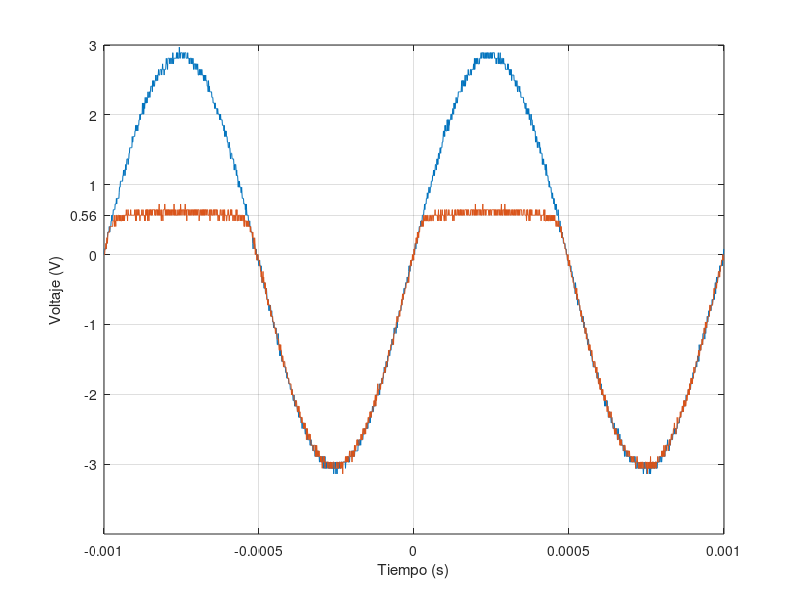

The MATLAB script that drew this image:
t=[-1.00E-03
-9.99E-04
-9.98E-04
-9.97E-04
-9.96E-04
-9.95E-04
-9.94E-04
-9.93E-04
-9.92E-04
-9.91E-04
-9.90E-04
-9.89E-04
-9.88E-04
-9.87E-04
-9.86E-04
-9.85E-04
-9.84E-04
-9.83E-04
-9.82E-04
-9.81E-04
-9.80E-04
-9.79E-04
-9.78E-04
-9.77E-04
-9.76E-04
-9.75E-04
-9.74E-04
-9.73E-04
-9.72E-04
-9.71E-04
-9.70E-04
-9.69E-04
-9.68E-04
-9.67E-04
-9.66E-04
-9.65E-04
-9.64E-04
-9.63E-04
-9.62E-04
-9.61E-04
-9.60E-04
-9.59E-04
-9.58E-04
-9.57E-04
-9.56E-04
-9.55E-04
-9.54E-04
-9.53E-04
-9.52E-04
-9.51E-04
-9.50E-04
-9.49E-04
-9.48E-04
-9.47E-04
-9.46E-04
-9.45E-04
-9.44E-04
-9.43E-04
-9.42E-04
-9.41E-04
-9.40E-04
-9.39E-04
-9.38E-04
-9.37E-04
-9.36E-04
-9.35E-04
-9.34E-04
-9.33E-04
-9.32E-04
-9.31E-04
-9.30E-04
-9.29E-04
-9.28E-04
-9.27E-04
-9.26E-04
-9.25E-04
-9.24E-04
-9.23E-04
-9.22E-04
-9.21E-04
-9.20E-04
-9.19E-04
-9.18E-04
-9.17E-04
-9.16E-04
-9.15E-04
-9.14E-04
-9.13E-04
-9.12E-04
-9.11E-04
-9.10E-04
-9.09E-04
-9.08E-04
-9.07E-04
-9.06E-04
-9.05E-04
-9.04E-04
-9.03E-04
-9.02E-04
-9.01E-04
-9.00E-04
-8.99E-04
-8.98E-04
-8.97E-04
-8.96E-04
-8.95E-04
-8.94E-04
-8.93E-04
-8.92E-04
-8.91E-04
-8.90E-04
-8.89E-04
-8.88E-04
-8.87E-04
-8.86E-04
-8.85E-04
-8.84E-04
-8.83E-04
-8.82E-04
-8.81E-04
-8.80E-04
-8.79E-04
-8.78E-04
-8.77E-04
-8.76E-04
-8.75E-04
-8.74E-04
-8.73E-04
-8.72E-04
-8.71E-04
-8.70E-04
-8.69E-04
-8.68E-04
-8.67E-04
-8.66E-04
-8.65E-04
-8.64E-04
-8.63E-04
-8.62E-04
-8.61E-04
-8.60E-04
-8.59E-04
-8.58E-04
-8.57E-04
-8.56E-04
-8.55E-04
-8.54E-04
-8.53E-04
-8.52E-04
-8.51E-04
-8.50E-04
-8.49E-04
-8.48E-04
-8.47E-04
-8.46E-04
-8.45E-04
-8.44E-04
-8.43E-04
-8.42E-04
-8.41E-04
-8.40E-04
-8.39E-04
-8.38E-04
-8.37E-04
-8.36E-04
-8.35E-04
-8.34E-04
-8.33E-04
-8.32E-04
-8.31E-04
-8.30E-04
-8.29E-04
-8.28E-04
-8.27E-04
-8.26E-04
-8.25E-04
-8.24E-04
-8.23E-04
-8.22E-04
-8.21E-04
-8.20E-04
-8.19E-04
-8.18E-04
-8.17E-04
-8.16E-04
-8.15E-04
-8.14E-04
-8.13E-04
-8.12E-04
-8.11E-04
-8.10E-04
-8.09E-04
-8.08E-04
-8.07E-04
-8.06E-04
-8.05E-04
-8.04E-04
-8.03E-04
-8.02E-04
-8.01E-04
-8.00E-04
-7.99E-04
-7.98E-04
-7.97E-04
-7.96E-04
-7.95E-04
-7.94E-04
-7.93E-04
-7.92E-04
-7.91E-04
-7.90E-04
-7.89E-04
-7.88E-04
-7.87E-04
-7.86E-04
-7.85E-04
-7.84E-04
-7.83E-04
-7.82E-04
-7.81E-04
-7.80E-04
-7.79E-04
-7.78E-04
-7.77E-04
-7.76E-04
-7.75E-04
-7.74E-04
-7.73E-04
-7.72E-04
-7.71E-04
-7.70E-04
-7.69E-04
-7.68E-04
-7.67E-04
-7.66E-04
-7.65E-04
-7.64E-04
-7.63E-04
-7.62E-04
-7.61E-04
-7.60E-04
-7.59E-04
-7.58E-04
-7.57E-04
-7.56E-04
-7.55E-04
-7.54E-04
-7.53E-04
-7.52E-04
-7.51E-04
-7.50E-04
-7.49E-04
-7.48E-04
-7.47E-04
-7.46E-04
-7.45E-04
-7.44E-04
-7.43E-04
-7.42E-04
-7.41E-04
-7.40E-04
-7.39E-04
-7.38E-04
-7.37E-04
-7.36E-04
-7.35E-04
-7.34E-04
-7.33E-04
-7.32E-04
-7.31E-04
-7.30E-04
-7.29E-04
-7.28E-04
-7.27E-04
-7.26E-04
-7.25E-04
-7.24E-04
-7.23E-04
-7.22E-04
-7.21E-04
-7.20E-04
-7.19E-04
-7.18E-04
-7.17E-04
-7.16E-04
-7.15E-04
-7.14E-04
-7.13E-04
-7.12E-04
-7.11E-04
-7.10E-04
-7.09E-04
-7.08E-04
-7.07E-04
-7.06E-04
-7.05E-04
-7.04E-04
-7.03E-04
-7.02E-04
-7.01E-04
-7.00E-04
-6.99E-04
-6.98E-04
-6.97E-04
-6.96E-04
-6.95E-04
-6.94E-04
-6.93E-04
-6.92E-04
-6.91E-04
-6.90E-04
-6.89E-04
-6.88E-04
-6.87E-04
-6.86E-04
-6.85E-04
-6.84E-04
-6.83E-04
-6.82E-04
-6.81E-04
-6.80E-04
-6.79E-04
-6.78E-04
-6.77E-04
-6.76E-04
-6.75E-04
-6.74E-04
-6.73E-04
-6.72E-04
-6.71E-04
-6.70E-04
-6.69E-04
-6.68E-04
-6.67E-04
-6.66E-04
-6.65E-04
-6.64E-04
-6.63E-04
-6.62E-04
-6.61E-04
-6.60E-04
-6.59E-04
-6.58E-04
-6.57E-04
-6.56E-04
-6.55E-04
-6.54E-04
-6.53E-04
-6.52E-04
-6.51E-04
-6.50E-04
-6.49E-04
-6.48E-04
-6.47E-04
-6.46E-04
-6.45E-04
-6.44E-04
-6.43E-04
-6.42E-04
-6.41E-04
-6.40E-04
-6.39E-04
-6.38E-04
-6.37E-04
-6.36E-04
-6.35E-04
-6.34E-04
-6.33E-04
-6.32E-04
-6.31E-04
-6.30E-04
-6.29E-04
-6.28E-04
-6.27E-04
-6.26E-04
-6.25E-04
-6.24E-04
-6.23E-04
-6.22E-04
-6.21E-04
-6.20E-04
-6.19E-04
-6.18E-04
-6.17E-04
-6.16E-04
-6.15E-04
-6.14E-04
-6.13E-04
-6.12E-04
-6.11E-04
-6.10E-04
-6.09E-04
-6.08E-04
-6.07E-04
-6.06E-04
-6.05E-04
-6.04E-04
-6.03E-04
-6.02E-04
-6.01E-04
-6.00E-04
-5.99E-04
-5.98E-04
-5.97E-04
-5.96E-04
-5.95E-04
-5.94E-04
-5.93E-04
-5.92E-04
-5.91E-04
-5.90E-04
-5.89E-04
-5.88E-04
-5.87E-04
-5.86E-04
-5.85E-04
-5.84E-04
-5.83E-04
-5.82E-04
-5.81E-04
-5.80E-04
-5.79E-04
-5.78E-04
-5.77E-04
-5.76E-04
-5.75E-04
-5.74E-04
-5.73E-04
-5.72E-04
-5.71E-04
-5.70E-04
-5.69E-04
-5.68E-04
-5.67E-04
-5.66E-04
-5.65E-04
-5.64E-04
-5.63E-04
-5.62E-04
-5.61E-04
-5.60E-04
-5.59E-04
-5.58E-04
-5.57E-04
-5.56E-04
-5.55E-04
-5.54E-04
-5.53E-04
-5.52E-04
-5.51E-04
-5.50E-04
-5.49E-04
-5.48E-04
-5.47E-04
-5.46E-04
-5.45E-04
-5.44E-04
-5.43E-04
-5.42E-04
-5.41E-04
-5.40E-04
-5.39E-04
-5.38E-04
-5.37E-04
-5.36E-04
-5.35E-04
-5.34E-04
-5.33E-04
-5.32E-04
-5.31E-04
-5.30E-04
-5.29E-04
-5.28E-04
-5.27E-04
-5.26E-04
-5.25E-04
-5.24E-04
-5.23E-04
-5.22E-04
-5.21E-04
-5.20E-04
-5.19E-04
-5.18E-04
-5.17E-04
-5.16E-04
-5.15E-04
-5.14E-04
-5.13E-04
-5.12E-04
-5.11E-04
-5.10E-04
-5.09E-04
-5.08E-04
-5.07E-04
-5.06E-04
-5.05E-04
-5.04E-04
-5.03E-04
-5.02E-04
-5.01E-04
-5.00E-04
-4.99E-04
-4.98E-04
-4.97E-04
-4.96E-04
-4.95E-04
-4.94E-04
-4.93E-04
-4.92E-04
-4.91E-04
-4.90E-04
-4.89E-04
-4.88E-04
-4.87E-04
-4.86E-04
-4.85E-04
-4.84E-04
-4.83E-04
-4.82E-04
-4.81E-04
-4.80E-04
-4.79E-04
-4.78E-04
-4.77E-04
-4.76E-04
-4.75E-04
-4.74E-04
-4.73E-04
-4.72E-04
-4.71E-04
-4.70E-04
-4.69E-04
-4.68E-04
-4.67E-04
-4.66E-04
-4.65E-04
-4.64E-04
-4.63E-04
-4.62E-04
-4.61E-04
-4.60E-04
-4.59E-04
-4.58E-04
-4.57E-04
-4.56E-04
-4.55E-04
-4.54E-04
-4.53E-04
-4.52E-04
-4.51E-04
-4.50E-04
-4.49E-04
-4.48E-04
-4.47E-04
-4.46E-04
-4.45E-04
-4.44E-04
-4.43E-04
-4.42E-04
-4.41E-04
-4.40E-04
-4.39E-04
-4.38E-04
-4.37E-04
-4.36E-04
-4.35E-04
-4.34E-04
-4.33E-04
-4.32E-04
-4.31E-04
-4.30E-04
-4.29E-04
-4.28E-04
-4.27E-04
-4.26E-04
-4.25E-04
-4.24E-04
-4.23E-04
-4.22E-04
-4.21E-04
-4.20E-04
-4.19E-04
-4.18E-04
-4.17E-04
-4.16E-04
-4.15E-04
-4.14E-04
-4.13E-04
-4.12E-04
-4.11E-04
-4.10E-04
-4.09E-04
-4.08E-04
-4.07E-04
-4.06E-04
-4.05E-04
-4.04E-04
-4.03E-04
-4.02E-04
-4.01E-04
-4.00E-04
-3.99E-04
-3.98E-04
-3.97E-04
-3.96E-04
-3.95E-04
-3.94E-04
-3.93E-04
-3.92E-04
-3.91E-04
-3.90E-04
-3.89E-04
-3.88E-04
-3.87E-04
-3.86E-04
-3.85E-04
-3.84E-04
-3.83E-04
-3.82E-04
-3.81E-04
-3.80E-04
-3.79E-04
-3.78E-04
-3.77E-04
-3.76E-04
-3.75E-04
-3.74E-04
-3.73E-04
-3.72E-04
-3.71E-04
-3.70E-04
-3.69E-04
-3.68E-04
-3.67E-04
-3.66E-04
-3.65E-04
-3.64E-04
-3.63E-04
-3.62E-04
-3.61E-04
-3.60E-04
-3.59E-04
-3.58E-04
-3.57E-04
-3.56E-04
-3.55E-04
-3.54E-04
-3.53E-04
-3.52E-04
-3.51E-04
-3.50E-04
-3.49E-04
-3.48E-04
-3.47E-04
-3.46E-04
-3.45E-04
-3.44E-04
-3.43E-04
-3.42E-04
-3.41E-04
-3.40E-04
-3.39E-04
-3.38E-04
-3.37E-04
-3.36E-04
-3.35E-04
-3.34E-04
-3.33E-04
-3.32E-04
-3.31E-04
-3.30E-04
-3.29E-04
-3.28E-04
-3.27E-04
-3.26E-04
-3.25E-04
-3.24E-04
-3.23E-04
-3.22E-04
-3.21E-04
-3.20E-04
-3.19E-04
-3.18E-04
-3.17E-04
-3.16E-04
-3.15E-04
-3.14E-04
-3.13E-04
-3.12E-04
-3.11E-04
-3.10E-04
-3.09E-04
-3.08E-04
-3.07E-04
-3.06E-04
-3.05E-04
-3.04E-04
-3.03E-04
-3.02E-04
-3.01E-04
-3.00E-04
-2.99E-04
-2.98E-04
-2.97E-04
-2.96E-04
-2.95E-04
-2.94E-04
-2.93E-04
-2.92E-04
-2.91E-04
-2.90E-04
-2.89E-04
-2.88E-04
-2.87E-04
-2.86E-04
-2.85E-04
-2.84E-04
-2.83E-04
-2.82E-04
-2.81E-04
-2.80E-04
-2.79E-04
-2.78E-04
-2.77E-04
-2.76E-04
-2.75E-04
-2.74E-04
-2.73E-04
-2.72E-04
-2.71E-04
-2.70E-04
-2.69E-04
-2.68E-04
-2.67E-04
-2.66E-04
-2.65E-04
-2.64E-04
-2.63E-04
-2.62E-04
-2.61E-04
-2.60E-04
-2.59E-04
-2.58E-04
-2.57E-04
-2.56E-04
-2.55E-04
-2.54E-04
-2.53E-04
-2.52E-04
-2.51E-04
-2.50E-04
-2.49E-04
-2.48E-04
-2.47E-04
-2.46E-04
-2.45E-04
-2.44E-04
-2.43E-04
-2.42E-04
-2.41E-04
-2.40E-04
-2.39E-04
-2.38E-04
-2.37E-04
-2.36E-04
-2.35E-04
-2.34E-04
-2.33E-04
-2.32E-04
-2.31E-04
-2.30E-04
-2.29E-04
-2.28E-04
-2.27E-04
-2.26E-04
-2.25E-04
-2.24E-04
-2.23E-04
-2.22E-04
-2.21E-04
-2.20E-04
-2.19E-04
-2.18E-04
-2.17E-04
-2.16E-04
-2.15E-04
-2.14E-04
-2.13E-04
-2.12E-04
-2.11E-04
-2.10E-04
-2.09E-04
-2.08E-04
-2.07E-04
-2.06E-04
-2.05E-04
-2.04E-04
-2.03E-04
-2.02E-04
-2.01E-04
-2.00E-04
-1.99E-04
-1.98E-04
-1.97E-04
-1.96E-04
-1.95E-04
-1.94E-04
-1.93E-04
-1.92E-04
-1.91E-04
-1.90E-04
-1.89E-04
-1.88E-04
-1.87E-04
-1.86E-04
-1.85E-04
-1.84E-04
-1.83E-04
-1.82E-04
-1.81E-04
-1.80E-04
-1.79E-04
-1.78E-04
-1.77E-04
-1.76E-04
-1.75E-04
-1.74E-04
-1.73E-04
-1.72E-04
-1.71E-04
-1.70E-04
-1.69E-04
-1.68E-04
-1.67E-04
-1.66E-04
-1.65E-04
-1.64E-04
-1.63E-04
-1.62E-04
-1.61E-04
-1.60E-04
-1.59E-04
-1.58E-04
-1.57E-04
-1.56E-04
-1.55E-04
-1.54E-04
-1.53E-04
-1.52E-04
-1.51E-04
-1.50E-04
-1.49E-04
-1.48E-04
-1.47E-04
-1.46E-04
-1.45E-04
-1.44E-04
-1.43E-04
-1.42E-04
-1.41E-04
-1.40E-04
-1.39E-04
-1.38E-04
-1.37E-04
-1.36E-04
-1.35E-04
-1.34E-04
-1.33E-04
-1.32E-04
-1.31E-04
-1.30E-04
-1.29E-04
-1.28E-04
-1.27E-04
-1.26E-04
-1.25E-04
-1.24E-04
-1.23E-04
-1.22E-04
-1.21E-04
-1.20E-04
-1.19E-04
-1.18E-04
-1.17E-04
-1.16E-04
-1.15E-04
-1.14E-04
-1.13E-04
-1.12E-04
-1.11E-04
-1.10E-04
-1.09E-04
-1.08E-04
-1.07E-04
-1.06E-04
-1.05E-04
-1.04E-04
-1.03E-04
-1.02E-04
-1.01E-04
-1.00E-04
-9.90E-05
-9.80E-05
-9.70E-05
-9.60E-05
-9.50E-05
-9.40E-05
-9.30E-05
-9.20E-05
-9.10E-05
-9.00E-05
-8.90E-05
-8.80E-05
-8.70E-05
-8.60E-05
-8.50E-05
-8.40E-05
-8.30E-05
-8.20E-05
-8.10E-05
-8.00E-05
-7.90E-05
-7.80E-05
-7.70E-05
-7.60E-05
-7.50E-05
-7.40E-05
-7.30E-05
-7.20E-05
-7.10E-05
-7.00E-05
-6.90E-05
-6.80E-05
-6.70E-05
-6.60E-05
-6.50E-05
-6.40E-05
-6.30E-05
-6.20E-05
-6.10E-05
-6.00E-05
-5.90E-05
-5.80E-05
-5.70E-05
-5.60E-05
-5.50E-05
-5.40E-05
-5.30E-05
-5.20E-05
-5.10E-05
-5.00E-05
-4.90E-05
-4.80E-05
-4.70E-05
-4.60E-05
-4.50E-05
-4.40E-05
-4.30E-05
-4.20E-05
-4.10E-05
-4.00E-05
-3.90E-05
-3.80E-05
-3.70E-05
-3.60E-05
-3.50E-05
-3.40E-05
-3.30E-05
-3.20E-05
-3.10E-05
-3.00E-05
-2.90E-05
-2.80E-05
-2.70E-05
-2.60E-05
-2.50E-05
-2.40E-05
-2.30E-05
-2.20E-05
-2.10E-05
-2.00E-05
-1.90E-05
-1.80E-05
-1.70E-05
-1.60E-05
-1.50E-05
-1.40E-05
-1.30E-05
-1.20E-05
-1.10E-05
-1.00E-05
-9.00E-06
-8.00E-06
-7.00E-06
-6.00E-06
-5.00E-06
-4.00E-06
-3.00E-06
-2.00E-06
-1.00E-06
0.00E+00
1.00E-06
2.00E-06
3.00E-06
4.00E-06
5.00E-06
6.00E-06
7.00E-06
8.00E-06
9.00E-06
1.00E-05
1.10E-05
1.20E-05
1.30E-05
1.40E-05
1.50E-05
1.60E-05
1.70E-05
1.80E-05
1.90E-05
2.00E-05
2.10E-05
2.20E-05
2.30E-05
2.40E-05
2.50E-05
2.60E-05
2.70E-05
2.80E-05
2.90E-05
3.00E-05
3.10E-05
3.20E-05
3.30E-05
3.40E-05
3.50E-05
3.60E-05
3.70E-05
3.80E-05
3.90E-05
4.00E-05
4.10E-05
4.20E-05
4.30E-05
4.40E-05
4.50E-05
4.60E-05
4.70E-05
4.80E-05
4.90E-05
5.00E-05
5.10E-05
5.20E-05
5.30E-05
5.40E-05
5.50E-05
5.60E-05
5.70E-05
5.80E-05
5.90E-05
6.00E-05
6.10E-05
6.20E-05
6.30E-05
6.40E-05
6.50E-05
6.60E-05
6.70E-05
6.80E-05
6.90E-05
7.00E-05
7.10E-05
7.20E-05
7.30E-05
7.40E-05
7.50E-05
7.60E-05
7.70E-05
7.80E-05
7.90E-05
8.00E-05
8.10E-05
8.20E-05
8.30E-05
8.40E-05
8.50E-05
8.60E-05
8.70E-05
8.80E-05
8.90E-05
9.00E-05
9.10E-05
9.20E-05
9.30E-05
9.40E-05
9.50E-05
9.60E-05
9.70E-05
9.80E-05
9.90E-05
1.00E-04
1.01E-04
1.02E-04
1.03E-04
1.04E-04
1.05E-04
1.06E-04
1.07E-04
1.08E-04
1.09E-04
1.10E-04
1.11E-04
1.12E-04
1.13E-04
1.14E-04
1.15E-04
1.16E-04
1.17E-04
1.18E-04
1.19E-04
1.20E-04
1.21E-04
1.22E-04
1.23E-04
1.24E-04
1.25E-04
1.26E-04
1.27E-04
1.28E-04
1.29E-04
1.30E-04
1.31E-04
1.32E-04
1.33E-04
1.34E-04
1.35E-04
1.36E-04
1.37E-04
1.38E-04
1.39E-04
1.40E-04
1.41E-04
1.42E-04
1.43E-04
1.44E-04
1.45E-04
1.46E-04
1.47E-04
1.48E-04
1.49E-04
1.50E-04
1.51E-04
1.52E-04
1.53E-04
1.54E-04
1.55E-04
1.56E-04
1.57E-04
1.58E-04
1.59E-04
1.60E-04
1.61E-04
1.62E-04
1.63E-04
1.64E-04
1.65E-04
1.66E-04
1.67E-04
1.68E-04
1.69E-04
1.70E-04
1.71E-04
1.72E-04
1.73E-04
1.74E-04
1.75E-04
1.76E-04
1.77E-04
1.78E-04
1.79E-04
1.80E-04
1.81E-04
1.82E-04
1.83E-04
1.84E-04
1.85E-04
1.86E-04
1.87E-04
1.88E-04
1.89E-04
1.90E-04
1.91E-04
1.92E-04
1.93E-04
1.94E-04
1.95E-04
1.96E-04
1.97E-04
1.98E-04
1.99E-04
2.00E-04
2.01E-04
2.02E-04
2.03E-04
2.04E-04
2.05E-04
2.06E-04
2.07E-04
2.08E-04
2.09E-04
2.10E-04
2.11E-04
2.12E-04
2.13E-04
2.14E-04
2.15E-04
2.16E-04
2.17E-04
2.18E-04
2.19E-04
2.20E-04
2.21E-04
2.22E-04
2.23E-04
2.24E-04
2.25E-04
2.26E-04
2.27E-04
2.28E-04
2.29E-04
2.30E-04
2.31E-04
2.32E-04
2.33E-04
2.34E-04
2.35E-04
2.36E-04
2.37E-04
2.38E-04
2.39E-04
2.40E-04
2.41E-04
2.42E-04
2.43E-04
2.44E-04
2.45E-04
2.46E-04
2.47E-04
2.48E-04
2.49E-04
2.50E-04
2.51E-04
2.52E-04
2.53E-04
2.54E-04
2.55E-04
2.56E-04
2.57E-04
2.58E-04
2.59E-04
2.60E-04
2.61E-04
2.62E-04
2.63E-04
2.64E-04
2.65E-04
2.66E-04
2.67E-04
2.68E-04
2.69E-04
2.70E-04
2.71E-04
2.72E-04
2.73E-04
2.74E-04
2.75E-04
2.76E-04
2.77E-04
2.78E-04
2.79E-04
2.80E-04
2.81E-04
2.82E-04
2.83E-04
2.84E-04
2.85E-04
2.86E-04
2.87E-04
2.88E-04
2.89E-04
2.90E-04
2.91E-04
2.92E-04
2.93E-04
2.94E-04
2.95E-04
2.96E-04
2.97E-04
2.98E-04
2.99E-04
3.00E-04
3.01E-04
3.02E-04
3.03E-04
3.04E-04
3.05E-04
3.06E-04
3.07E-04
3.08E-04
3.09E-04
3.10E-04
3.11E-04
3.12E-04
3.13E-04
3.14E-04
3.15E-04
3.16E-04
3.17E-04
3.18E-04
3.19E-04
3.20E-04
3.21E-04
3.22E-04
3.23E-04
3.24E-04
3.25E-04
3.26E-04
3.27E-04
3.28E-04
3.29E-04
3.30E-04
3.31E-04
3.32E-04
3.33E-04
3.34E-04
3.35E-04
3.36E-04
3.37E-04
3.38E-04
3.39E-04
3.40E-04
3.41E-04
3.42E-04
3.43E-04
3.44E-04
3.45E-04
3.46E-04
3.47E-04
3.48E-04
3.49E-04
3.50E-04
3.51E-04
3.52E-04
3.53E-04
3.54E-04
3.55E-04
3.56E-04
3.57E-04
3.58E-04
3.59E-04
3.60E-04
3.61E-04
3.62E-04
3.63E-04
3.64E-04
3.65E-04
3.66E-04
3.67E-04
3.68E-04
3.69E-04
3.70E-04
3.71E-04
3.72E-04
3.73E-04
3.74E-04
3.75E-04
3.76E-04
3.77E-04
3.78E-04
3.79E-04
3.80E-04
3.81E-04
3.82E-04
3.83E-04
3.84E-04
3.85E-04
3.86E-04
3.87E-04
3.88E-04
3.89E-04
3.90E-04
3.91E-04
3.92E-04
3.93E-04
3.94E-04
3.95E-04
3.96E-04
3.97E-04
3.98E-04
3.99E-04
4.00E-04
4.01E-04
4.02E-04
4.03E-04
4.04E-04
4.05E-04
4.06E-04
4.07E-04
4.08E-04
4.09E-04
4.10E-04
4.11E-04
4.12E-04
4.13E-04
4.14E-04
4.15E-04
4.16E-04
4.17E-04
4.18E-04
4.19E-04
4.20E-04
4.21E-04
4.22E-04
4.23E-04
4.24E-04
4.25E-04
4.26E-04
4.27E-04
4.28E-04
4.29E-04
4.30E-04
4.31E-04
4.32E-04
4.33E-04
4.34E-04
4.35E-04
4.36E-04
4.37E-04
4.38E-04
4.39E-04
4.40E-04
4.41E-04
4.42E-04
4.43E-04
4.44E-04
4.45E-04
4.46E-04
4.47E-04
4.48E-04
4.49E-04
4.50E-04
4.51E-04
4.52E-04
4.53E-04
4.54E-04
4.55E-04
4.56E-04
4.57E-04
4.58E-04
4.59E-04
4.60E-04
4.61E-04
4.62E-04
4.63E-04
4.64E-04
4.65E-04
4.66E-04
4.67E-04
4.68E-04
4.69E-04
4.70E-04
4.71E-04
4.72E-04
4.73E-04
4.74E-04
4.75E-04
4.76E-04
4.77E-04
4.78E-04
4.79E-04
4.80E-04
4.81E-04
4.82E-04
4.83E-04
4.84E-04
4.85E-04
4.86E-04
4.87E-04
4.88E-04
4.89E-04
4.90E-04
4.91E-04
4.92E-04
4.93E-04
4.94E-04
4.95E-04
4.96E-04
4.97E-04
4.98E-04
4.99E-04
5.00E-04
5.01E-04
5.02E-04
5.03E-04
5.04E-04
5.05E-04
5.06E-04
5.07E-04
5.08E-04
5.09E-04
5.10E-04
5.11E-04
5.12E-04
5.13E-04
5.14E-04
5.15E-04
5.16E-04
5.17E-04
5.18E-04
5.19E-04
5.20E-04
5.21E-04
5.22E-04
5.23E-04
5.24E-04
5.25E-04
5.26E-04
5.27E-04
5.28E-04
5.29E-04
5.30E-04
5.31E-04
5.32E-04
5.33E-04
5.34E-04
5.35E-04
5.36E-04
5.37E-04
5.38E-04
5.39E-04
5.40E-04
5.41E-04
5.42E-04
5.43E-04
5.44E-04
5.45E-04
5.46E-04
5.47E-04
5.48E-04
5.49E-04
5.50E-04
5.51E-04
5.52E-04
5.53E-04
5.54E-04
5.55E-04
5.56E-04
5.57E-04
5.58E-04
5.59E-04
5.60E-04
5.61E-04
5.62E-04
5.63E-04
5.64E-04
5.65E-04
5.66E-04
5.67E-04
5.68E-04
5.69E-04
5.70E-04
5.71E-04
5.72E-04
5.73E-04
5.74E-04
5.75E-04
5.76E-04
5.77E-04
5.78E-04
5.79E-04
5.80E-04
5.81E-04
5.82E-04
5.83E-04
5.84E-04
5.85E-04
5.86E-04
5.87E-04
5.88E-04
5.89E-04
5.90E-04
5.91E-04
5.92E-04
5.93E-04
5.94E-04
5.95E-04
5.96E-04
5.97E-04
5.98E-04
5.99E-04
6.00E-04
6.01E-04
6.02E-04
6.03E-04
6.04E-04
6.05E-04
6.06E-04
6.07E-04
6.08E-04
6.09E-04
6.10E-04
6.11E-04
6.12E-04
6.13E-04
6.14E-04
6.15E-04
6.16E-04
6.17E-04
6.18E-04
6.19E-04
6.20E-04
6.21E-04
6.22E-04
6.23E-04
6.24E-04
6.25E-04
6.26E-04
6.27E-04
6.28E-04
6.29E-04
6.30E-04
6.31E-04
6.32E-04
6.33E-04
6.34E-04
6.35E-04
6.36E-04
6.37E-04
6.38E-04
6.39E-04
6.40E-04
6.41E-04
6.42E-04
6.43E-04
6.44E-04
6.45E-04
6.46E-04
6.47E-04
6.48E-04
6.49E-04
6.50E-04
6.51E-04
6.52E-04
6.53E-04
6.54E-04
6.55E-04
6.56E-04
6.57E-04
6.58E-04
6.59E-04
6.60E-04
6.61E-04
6.62E-04
6.63E-04
6.64E-04
6.65E-04
6.66E-04
6.67E-04
6.68E-04
6.69E-04
6.70E-04
6.71E-04
6.72E-04
6.73E-04
6.74E-04
6.75E-04
6.76E-04
6.77E-04
6.78E-04
6.79E-04
6.80E-04
6.81E-04
6.82E-04
6.83E-04
6.84E-04
6.85E-04
6.86E-04
6.87E-04
6.88E-04
6.89E-04
6.90E-04
6.91E-04
6.92E-04
6.93E-04
6.94E-04
6.95E-04
6.96E-04
6.97E-04
6.98E-04
6.99E-04
7.00E-04
7.01E-04
7.02E-04
7.03E-04
7.04E-04
7.05E-04
7.06E-04
7.07E-04
7.08E-04
7.09E-04
7.10E-04
7.11E-04
7.12E-04
7.13E-04
7.14E-04
7.15E-04
7.16E-04
7.17E-04
7.18E-04
7.19E-04
7.20E-04
7.21E-04
7.22E-04
7.23E-04
7.24E-04
7.25E-04
7.26E-04
7.27E-04
7.28E-04
7.29E-04
7.30E-04
7.31E-04
7.32E-04
7.33E-04
7.34E-04
7.35E-04
7.36E-04
7.37E-04
7.38E-04
7.39E-04
7.40E-04
7.41E-04
7.42E-04
7.43E-04
7.44E-04
7.45E-04
7.46E-04
7.47E-04
7.48E-04
7.49E-04
7.50E-04
7.51E-04
7.52E-04
7.53E-04
7.54E-04
7.55E-04
7.56E-04
7.57E-04
7.58E-04
7.59E-04
7.60E-04
7.61E-04
7.62E-04
7.63E-04
7.64E-04
7.65E-04
7.66E-04
7.67E-04
7.68E-04
7.69E-04
7.70E-04
7.71E-04
7.72E-04
7.73E-04
7.74E-04
7.75E-04
7.76E-04
7.77E-04
7.78E-04
7.79E-04
7.80E-04
7.81E-04
7.82E-04
7.83E-04
7.84E-04
7.85E-04
7.86E-04
7.87E-04
7.88E-04
7.89E-04
7.90E-04
7.91E-04
7.92E-04
7.93E-04
7.94E-04
7.95E-04
7.96E-04
7.97E-04
7.98E-04
7.99E-04
8.00E-04
8.01E-04
8.02E-04
8.03E-04
8.04E-04
8.05E-04
8.06E-04
8.07E-04
8.08E-04
8.09E-04
8.10E-04
8.11E-04
8.12E-04
8.13E-04
8.14E-04
8.15E-04
8.16E-04
8.17E-04
8.18E-04
8.19E-04
8.20E-04
8.21E-04
8.22E-04
8.23E-04
8.24E-04
8.25E-04
8.26E-04
8.27E-04
8.28E-04
8.29E-04
8.30E-04
8.31E-04
8.32E-04
8.33E-04
8.34E-04
8.35E-04
8.36E-04
8.37E-04
8.38E-04
8.39E-04
8.40E-04
8.41E-04
8.42E-04
8.43E-04
8.44E-04
8.45E-04
8.46E-04
8.47E-04
8.48E-04
8.49E-04
8.50E-04
8.51E-04
8.52E-04
8.53E-04
8.54E-04
8.55E-04
8.56E-04
8.57E-04
8.58E-04
8.59E-04
8.60E-04
8.61E-04
8.62E-04
8.63E-04
8.64E-04
8.65E-04
8.66E-04
8.67E-04
8.68E-04
8.69E-04
8.70E-04
8.71E-04
8.72E-04
8.73E-04
8.74E-04
8.75E-04
8.76E-04
8.77E-04
8.78E-04
8.79E-04
8.80E-04
8.81E-04
8.82E-04
8.83E-04
8.84E-04
8.85E-04
8.86E-04
8.87E-04
8.88E-04
8.89E-04
8.90E-04
8.91E-04
8.92E-04
8.93E-04
8.94E-04
8.95E-04
8.96E-04
8.97E-04
8.98E-04
8.99E-04
9.00E-04
9.01E-04
9.02E-04
9.03E-04
9.04E-04
9.05E-04
9.06E-04
9.07E-04
9.08E-04
9.09E-04
9.10E-04
9.11E-04
9.12E-04
9.13E-04
9.14E-04
9.15E-04
9.16E-04
9.17E-04
9.18E-04
9.19E-04
9.20E-04
9.21E-04
9.22E-04
9.23E-04
9.24E-04
9.25E-04
9.26E-04
9.27E-04
9.28E-04
9.29E-04
9.30E-04
9.31E-04
9.32E-04
9.33E-04
9.34E-04
9.35E-04
9.36E-04
9.37E-04
9.38E-04
9.39E-04
9.40E-04
9.41E-04
9.42E-04
9.43E-04
9.44E-04
9.45E-04
9.46E-04
9.47E-04
9.48E-04
9.49E-04
9.50E-04
9.51E-04
9.52E-04
9.53E-04
9.54E-04
9.55E-04
9.56E-04
9.57E-04
9.58E-04
9.59E-04
9.60E-04
9.61E-04
9.62E-04
9.63E-04
9.64E-04
9.65E-04
9.66E-04
9.67E-04
9.68E-04
9.69E-04
9.70E-04
9.71E-04
9.72E-04
9.73E-04
9.74E-04
9.75E-04
9.76E-04
9.77E-04
9.78E-04
9.79E-04
9.80E-04
9.81E-04
9.82E-04
9.83E-04
9.84E-04
9.85E-04
9.86E-04
9.87E-04
9.88E-04
9.89E-04
9.90E-04
9.91E-04
9.92E-04
9.93E-04
9.94E-04
9.95E-04
9.96E-04
9.97E-04
9.98E-04
9.99E-04];
x=[0.00E+00
8.04E-02
8.04E-02
8.04E-02
8.04E-02
8.04E-02
8.04E-02
8.04E-02
1.61E-01
1.61E-01
1.61E-01
2.41E-01
3.22E-01
3.22E-01
3.22E-01
3.22E-01
3.22E-01
4.02E-01
3.22E-01
3.22E-01
4.02E-01
4.02E-01
4.02E-01
4.82E-01
4.82E-01
5.63E-01
4.82E-01
5.63E-01
5.63E-01
5.63E-01
6.43E-01
6.43E-01
6.43E-01
6.43E-01
6.43E-01
6.43E-01
7.24E-01
7.24E-01
7.24E-01
7.24E-01
8.04E-01
7.24E-01
8.04E-01
8.04E-01
8.04E-01
8.04E-01
8.04E-01
8.04E-01
8.04E-01
8.84E-01
9.65E-01
9.65E-01
9.65E-01
1.05E+00
1.05E+00
1.05E+00
1.05E+00
1.05E+00
1.05E+00
1.05E+00
1.05E+00
1.13E+00
1.13E+00
1.21E+00
1.13E+00
1.21E+00
1.21E+00
1.21E+00
1.13E+00
1.21E+00
1.29E+00
1.21E+00
1.29E+00
1.29E+00
1.37E+00
1.37E+00
1.37E+00
1.37E+00
1.29E+00
1.37E+00
1.37E+00
1.45E+00
1.45E+00
1.53E+00
1.53E+00
1.53E+00
1.53E+00
1.53E+00
1.53E+00
1.53E+00
1.53E+00
1.69E+00
1.61E+00
1.61E+00
1.69E+00
1.69E+00
1.69E+00
1.69E+00
1.69E+00
1.69E+00
1.77E+00
1.77E+00
1.85E+00
1.77E+00
1.85E+00
1.85E+00
1.77E+00
1.85E+00
1.85E+00
1.77E+00
1.85E+00
1.85E+00
1.85E+00
1.93E+00
1.93E+00
1.93E+00
2.01E+00
1.93E+00
2.01E+00
2.01E+00
2.01E+00
2.01E+00
2.01E+00
2.01E+00
2.17E+00
2.09E+00
2.01E+00
2.17E+00
2.01E+00
2.09E+00
2.17E+00
2.09E+00
2.17E+00
2.25E+00
2.17E+00
2.17E+00
2.17E+00
2.17E+00
2.25E+00
2.17E+00
2.25E+00
2.25E+00
2.33E+00
2.25E+00
2.25E+00
2.25E+00
2.33E+00
2.33E+00
2.25E+00
2.33E+00
2.33E+00
2.41E+00
2.41E+00
2.41E+00
2.41E+00
2.41E+00
2.33E+00
2.49E+00
2.41E+00
2.41E+00
2.49E+00
2.41E+00
2.41E+00
2.41E+00
2.49E+00
2.49E+00
2.49E+00
2.57E+00
2.49E+00
2.49E+00
2.49E+00
2.57E+00
2.57E+00
2.49E+00
2.57E+00
2.57E+00
2.65E+00
2.57E+00
2.57E+00
2.57E+00
2.57E+00
2.65E+00
2.65E+00
2.65E+00
2.65E+00
2.65E+00
2.57E+00
2.65E+00
2.65E+00
2.73E+00
2.65E+00
2.65E+00
2.65E+00
2.65E+00
2.57E+00
2.65E+00
2.65E+00
2.65E+00
2.65E+00
2.65E+00
2.73E+00
2.81E+00
2.73E+00
2.73E+00
2.73E+00
2.65E+00
2.81E+00
2.81E+00
2.81E+00
2.81E+00
2.81E+00
2.81E+00
2.73E+00
2.81E+00
2.81E+00
2.81E+00
2.73E+00
2.81E+00
2.81E+00
2.81E+00
2.73E+00
2.81E+00
2.89E+00
2.81E+00
2.73E+00
2.81E+00
2.81E+00
2.81E+00
2.81E+00
2.81E+00
2.81E+00
2.81E+00
2.81E+00
2.81E+00
2.89E+00
2.81E+00
2.89E+00
2.81E+00
2.89E+00
2.81E+00
2.81E+00
2.81E+00
2.81E+00
2.97E+00
2.89E+00
2.81E+00
2.81E+00
2.89E+00
2.89E+00
2.89E+00
2.89E+00
2.89E+00
2.89E+00
2.81E+00
2.81E+00
2.89E+00
2.89E+00
2.81E+00
2.81E+00
2.81E+00
2.89E+00
2.89E+00
2.89E+00
2.89E+00
2.89E+00
2.81E+00
2.81E+00
2.81E+00
2.81E+00
2.81E+00
2.89E+00
2.81E+00
2.81E+00
2.81E+00
2.81E+00
2.73E+00
2.81E+00
2.73E+00
2.81E+00
2.81E+00
2.81E+00
2.81E+00
2.73E+00
2.81E+00
2.81E+00
2.73E+00
2.73E+00
2.81E+00
2.73E+00
2.65E+00
2.73E+00
2.73E+00
2.73E+00
2.73E+00
2.65E+00
2.73E+00
2.73E+00
2.73E+00
2.73E+00
2.65E+00
2.65E+00
2.65E+00
2.73E+00
2.65E+00
2.57E+00
2.57E+00
2.57E+00
2.65E+00
2.65E+00
2.57E+00
2.65E+00
2.65E+00
2.57E+00
2.57E+00
2.57E+00
2.65E+00
2.65E+00
2.57E+00
2.57E+00
2.57E+00
2.57E+00
2.49E+00
2.57E+00
2.49E+00
2.57E+00
2.49E+00
2.49E+00
2.49E+00
2.57E+00
2.49E+00
2.49E+00
2.49E+00
2.49E+00
2.41E+00
2.41E+00
2.41E+00
2.33E+00
2.49E+00
2.41E+00
2.33E+00
2.41E+00
2.33E+00
2.33E+00
2.33E+00
2.33E+00
2.33E+00
2.33E+00
2.33E+00
2.25E+00
2.25E+00
2.25E+00
2.25E+00
2.17E+00
2.17E+00
2.17E+00
2.17E+00
2.17E+00
2.09E+00
2.17E+00
2.17E+00
2.09E+00
2.09E+00
2.09E+00
2.09E+00
2.09E+00
2.01E+00
2.09E+00
2.09E+00
2.01E+00
2.01E+00
2.01E+00
2.01E+00
2.01E+00
1.93E+00
2.01E+00
1.93E+00
2.01E+00
1.93E+00
1.93E+00
1.93E+00
1.93E+00
1.93E+00
1.85E+00
1.85E+00
1.85E+00
1.85E+00
1.85E+00
1.77E+00
1.85E+00
1.69E+00
1.69E+00
1.77E+00
1.77E+00
1.69E+00
1.77E+00
1.69E+00
1.69E+00
1.69E+00
1.61E+00
1.61E+00
1.61E+00
1.53E+00
1.53E+00
1.53E+00
1.61E+00
1.53E+00
1.53E+00
1.45E+00
1.37E+00
1.45E+00
1.45E+00
1.45E+00
1.45E+00
1.37E+00
1.37E+00
1.37E+00
1.37E+00
1.37E+00
1.37E+00
1.29E+00
1.21E+00
1.29E+00
1.21E+00
1.29E+00
1.29E+00
1.29E+00
1.21E+00
1.13E+00
1.21E+00
1.13E+00
1.13E+00
1.13E+00
1.05E+00
9.65E-01
1.05E+00
1.05E+00
9.65E-01
1.05E+00
9.65E-01
9.65E-01
9.65E-01
9.65E-01
8.84E-01
8.84E-01
9.65E-01
8.84E-01
8.04E-01
8.04E-01
8.04E-01
8.04E-01
8.04E-01
7.24E-01
7.24E-01
7.24E-01
7.24E-01
7.24E-01
6.43E-01
7.24E-01
5.63E-01
7.24E-01
6.43E-01
5.63E-01
5.63E-01
5.63E-01
5.63E-01
5.63E-01
4.82E-01
4.82E-01
4.82E-01
4.02E-01
4.82E-01
4.02E-01
4.02E-01
4.02E-01
3.22E-01
3.22E-01
3.22E-01
3.22E-01
3.22E-01
2.41E-01
1.61E-01
8.04E-02
2.41E-01
1.61E-01
1.61E-01
1.61E-01
1.61E-01
8.04E-02
8.04E-02
8.04E-02
0.00E+00
8.04E-02
0.00E+00
0.00E+00
0.00E+00
-8.04E-02
0.00E+00
-8.04E-02
-8.04E-02
-1.61E-01
-1.61E-01
-1.61E-01
-8.04E-02
-1.61E-01
-1.61E-01
-1.61E-01
-2.41E-01
-1.61E-01
-3.22E-01
-3.22E-01
-4.02E-01
-3.22E-01
-3.22E-01
-4.02E-01
-4.02E-01
-4.02E-01
-4.82E-01
-4.82E-01
-4.02E-01
-4.02E-01
-4.82E-01
-5.63E-01
-5.63E-01
-5.63E-01
-4.82E-01
-5.63E-01
-6.43E-01
-6.43E-01
-6.43E-01
-6.43E-01
-6.43E-01
-7.24E-01
-8.04E-01
-7.24E-01
-7.24E-01
-8.04E-01
-8.04E-01
-7.24E-01
-8.04E-01
-8.84E-01
-8.84E-01
-8.04E-01
-8.84E-01
-8.84E-01
-9.65E-01
-9.65E-01
-9.65E-01
-1.05E+00
-9.65E-01
-1.05E+00
-1.05E+00
-1.05E+00
-1.05E+00
-1.05E+00
-1.13E+00
-1.05E+00
-1.13E+00
-1.13E+00
-1.21E+00
-1.29E+00
-1.29E+00
-1.21E+00
-1.13E+00
-1.29E+00
-1.29E+00
-1.29E+00
-1.29E+00
-1.45E+00
-1.37E+00
-1.45E+00
-1.37E+00
-1.45E+00
-1.45E+00
-1.45E+00
-1.53E+00
-1.45E+00
-1.53E+00
-1.53E+00
-1.53E+00
-1.53E+00
-1.53E+00
-1.61E+00
-1.61E+00
-1.61E+00
-1.61E+00
-1.61E+00
-1.69E+00
-1.69E+00
-1.69E+00
-1.69E+00
-1.77E+00
-1.69E+00
-1.77E+00
-1.77E+00
-1.77E+00
-1.77E+00
-1.85E+00
-1.85E+00
-1.85E+00
-1.85E+00
-1.85E+00
-1.93E+00
-1.93E+00
-1.93E+00
-1.93E+00
-1.93E+00
-1.93E+00
-1.93E+00
-2.01E+00
-2.01E+00
-2.09E+00
-2.09E+00
-2.09E+00
-2.01E+00
-2.09E+00
-2.17E+00
-2.09E+00
-2.17E+00
-2.09E+00
-2.09E+00
-2.17E+00
-2.17E+00
-2.17E+00
-2.17E+00
-2.25E+00
-2.25E+00
-2.25E+00
-2.25E+00
-2.33E+00
-2.25E+00
-2.25E+00
-2.33E+00
-2.33E+00
-2.33E+00
-2.33E+00
-2.33E+00
-2.41E+00
-2.33E+00
-2.41E+00
-2.49E+00
-2.41E+00
-2.41E+00
-2.41E+00
-2.49E+00
-2.41E+00
-2.49E+00
-2.41E+00
-2.49E+00
-2.49E+00
-2.57E+00
-2.57E+00
-2.49E+00
-2.57E+00
-2.57E+00
-2.57E+00
-2.65E+00
-2.57E+00
-2.65E+00
-2.65E+00
-2.65E+00
-2.65E+00
-2.65E+00
-2.65E+00
-2.65E+00
-2.65E+00
-2.73E+00
-2.65E+00
-2.73E+00
-2.65E+00
-2.73E+00
-2.73E+00
-2.73E+00
-2.73E+00
-2.73E+00
-2.81E+00
-2.73E+00
-2.73E+00
-2.81E+00
-2.81E+00
-2.81E+00
-2.81E+00
-2.89E+00
-2.73E+00
-2.81E+00
-2.81E+00
-2.89E+00
-2.81E+00
-2.89E+00
-2.89E+00
-2.81E+00
-2.89E+00
-2.81E+00
-2.89E+00
-2.89E+00
-2.89E+00
-2.97E+00
-2.97E+00
-2.89E+00
-2.97E+00
-2.89E+00
-2.89E+00
-2.97E+00
-2.97E+00
-2.97E+00
-2.89E+00
-2.97E+00
-2.89E+00
-2.97E+00
-3.06E+00
-2.97E+00
-2.89E+00
-3.06E+00
-2.97E+00
-2.89E+00
-3.06E+00
-2.97E+00
-3.06E+00
-2.97E+00
-3.06E+00
-3.06E+00
-2.97E+00
-2.97E+00
-2.97E+00
-3.06E+00
-3.06E+00
-2.97E+00
-3.06E+00
-3.06E+00
-2.97E+00
-3.06E+00
-3.06E+00
-2.97E+00
-3.06E+00
-3.06E+00
-3.06E+00
-2.97E+00
-3.06E+00
-3.06E+00
-3.06E+00
-3.06E+00
-2.97E+00
-3.14E+00
-2.97E+00
-3.06E+00
-3.06E+00
-3.06E+00
-3.06E+00
-2.97E+00
-3.14E+00
-3.06E+00
-3.06E+00
-3.06E+00
-3.14E+00
-2.97E+00
-2.97E+00
-3.06E+00
-2.97E+00
-3.06E+00
-2.97E+00
-3.06E+00
-2.97E+00
-3.06E+00
-3.06E+00
-3.06E+00
-3.06E+00
-2.97E+00
-2.97E+00
-2.97E+00
-2.97E+00
-3.06E+00
-2.97E+00
-2.97E+00
-2.97E+00
-2.97E+00
-2.97E+00
-2.97E+00
-2.97E+00
-2.97E+00
-2.97E+00
-3.06E+00
-2.97E+00
-2.97E+00
-2.97E+00
-2.97E+00
-2.97E+00
-2.89E+00
-2.89E+00
-2.97E+00
-2.97E+00
-2.89E+00
-2.97E+00
-2.97E+00
-2.97E+00
-2.89E+00
-2.89E+00
-2.89E+00
-2.89E+00
-2.89E+00
-2.89E+00
-2.81E+00
-2.89E+00
-2.81E+00
-2.89E+00
-2.81E+00
-2.89E+00
-2.81E+00
-2.81E+00
-2.81E+00
-2.89E+00
-2.81E+00
-2.81E+00
-2.81E+00
-2.81E+00
-2.81E+00
-2.81E+00
-2.81E+00
-2.81E+00
-2.81E+00
-2.81E+00
-2.81E+00
-2.65E+00
-2.73E+00
-2.73E+00
-2.73E+00
-2.73E+00
-2.65E+00
-2.65E+00
-2.65E+00
-2.73E+00
-2.65E+00
-2.65E+00
-2.65E+00
-2.65E+00
-2.65E+00
-2.65E+00
-2.65E+00
-2.57E+00
-2.57E+00
-2.57E+00
-2.49E+00
-2.57E+00
-2.49E+00
-2.49E+00
-2.49E+00
-2.49E+00
-2.49E+00
-2.49E+00
-2.49E+00
-2.41E+00
-2.49E+00
-2.41E+00
-2.49E+00
-2.41E+00
-2.41E+00
-2.41E+00
-2.41E+00
-2.41E+00
-2.33E+00
-2.33E+00
-2.41E+00
-2.25E+00
-2.33E+00
-2.33E+00
-2.25E+00
-2.25E+00
-2.25E+00
-2.17E+00
-2.25E+00
-2.25E+00
-2.25E+00
-2.17E+00
-2.17E+00
-2.17E+00
-2.17E+00
-2.09E+00
-2.17E+00
-2.09E+00
-2.01E+00
-2.01E+00
-2.01E+00
-2.01E+00
-2.01E+00
-2.01E+00
-2.01E+00
-2.01E+00
-2.01E+00
-2.01E+00
-2.01E+00
-1.85E+00
-2.01E+00
-1.93E+00
-1.85E+00
-1.85E+00
-1.85E+00
-1.85E+00
-1.85E+00
-1.77E+00
-1.77E+00
-1.77E+00
-1.85E+00
-1.77E+00
-1.77E+00
-1.69E+00
-1.69E+00
-1.61E+00
-1.69E+00
-1.61E+00
-1.61E+00
-1.69E+00
-1.61E+00
-1.53E+00
-1.61E+00
-1.61E+00
-1.53E+00
-1.61E+00
-1.45E+00
-1.45E+00
-1.45E+00
-1.45E+00
-1.45E+00
-1.37E+00
-1.45E+00
-1.45E+00
-1.37E+00
-1.37E+00
-1.37E+00
-1.37E+00
-1.29E+00
-1.29E+00
-1.21E+00
-1.29E+00
-1.29E+00
-1.29E+00
-1.21E+00
-1.21E+00
-1.13E+00
-1.05E+00
-1.13E+00
-1.05E+00
-1.05E+00
-1.05E+00
-1.05E+00
-1.13E+00
-1.05E+00
-1.05E+00
-9.65E-01
-1.05E+00
-9.65E-01
-8.84E-01
-8.84E-01
-8.84E-01
-8.84E-01
-8.04E-01
-8.04E-01
-8.04E-01
-8.04E-01
-8.04E-01
-8.04E-01
-8.04E-01
-7.24E-01
-7.24E-01
-7.24E-01
-6.43E-01
-6.43E-01
-6.43E-01
-6.43E-01
-5.63E-01
-5.63E-01
-4.82E-01
-5.63E-01
-4.82E-01
-4.82E-01
-4.82E-01
-4.02E-01
-4.02E-01
-4.02E-01
-4.02E-01
-4.02E-01
-3.22E-01
-4.02E-01
-3.22E-01
-3.22E-01
-3.22E-01
-2.41E-01
-1.61E-01
-2.41E-01
-1.61E-01
-2.41E-01
-1.61E-01
-1.61E-01
-1.61E-01
-1.61E-01
-8.04E-02
-8.04E-02
-8.04E-02
-8.04E-02
-8.04E-02
-8.04E-02
0.00E+00
0.00E+00
0.00E+00
8.04E-02
0.00E+00
8.04E-02
1.61E-01
1.61E-01
8.04E-02
1.61E-01
1.61E-01
1.61E-01
1.61E-01
1.61E-01
2.41E-01
3.22E-01
3.22E-01
3.22E-01
3.22E-01
4.02E-01
4.02E-01
4.02E-01
4.02E-01
4.02E-01
4.82E-01
4.02E-01
4.82E-01
4.82E-01
4.82E-01
5.63E-01
5.63E-01
5.63E-01
5.63E-01
5.63E-01
6.43E-01
6.43E-01
7.24E-01
6.43E-01
7.24E-01
7.24E-01
7.24E-01
7.24E-01
8.04E-01
8.04E-01
8.04E-01
8.84E-01
8.04E-01
8.04E-01
8.84E-01
8.84E-01
9.65E-01
9.65E-01
8.84E-01
8.84E-01
8.84E-01
9.65E-01
9.65E-01
9.65E-01
1.05E+00
1.05E+00
1.05E+00
1.05E+00
1.13E+00
1.13E+00
1.13E+00
1.21E+00
1.13E+00
1.21E+00
1.13E+00
1.21E+00
1.21E+00
1.29E+00
1.29E+00
1.29E+00
1.21E+00
1.29E+00
1.37E+00
1.29E+00
1.37E+00
1.29E+00
1.37E+00
1.45E+00
1.45E+00
1.37E+00
1.45E+00
1.45E+00
1.53E+00
1.53E+00
1.45E+00
1.53E+00
1.53E+00
1.53E+00
1.53E+00
1.61E+00
1.61E+00
1.61E+00
1.69E+00
1.77E+00
1.69E+00
1.69E+00
1.77E+00
1.69E+00
1.85E+00
1.77E+00
1.85E+00
1.77E+00
1.77E+00
1.77E+00
1.77E+00
1.93E+00
1.77E+00
1.93E+00
1.93E+00
1.93E+00
1.77E+00
1.85E+00
1.85E+00
1.93E+00
1.93E+00
1.93E+00
1.93E+00
2.01E+00
2.01E+00
2.01E+00
1.93E+00
2.01E+00
2.01E+00
2.09E+00
2.09E+00
2.01E+00
2.01E+00
2.17E+00
2.09E+00
2.17E+00
2.09E+00
2.09E+00
2.17E+00
2.17E+00
2.25E+00
2.17E+00
2.17E+00
2.17E+00
2.17E+00
2.25E+00
2.25E+00
2.33E+00
2.33E+00
2.33E+00
2.33E+00
2.33E+00
2.33E+00
2.33E+00
2.33E+00
2.33E+00
2.33E+00
2.41E+00
2.49E+00
2.33E+00
2.49E+00
2.49E+00
2.49E+00
2.41E+00
2.49E+00
2.49E+00
2.49E+00
2.41E+00
2.49E+00
2.57E+00
2.41E+00
2.49E+00
2.49E+00
2.57E+00
2.57E+00
2.57E+00
2.49E+00
2.57E+00
2.57E+00
2.65E+00
2.57E+00
2.57E+00
2.57E+00
2.57E+00
2.57E+00
2.57E+00
2.65E+00
2.65E+00
2.57E+00
2.57E+00
2.65E+00
2.65E+00
2.65E+00
2.65E+00
2.65E+00
2.65E+00
2.73E+00
2.65E+00
2.65E+00
2.81E+00
2.65E+00
2.73E+00
2.73E+00
2.81E+00
2.73E+00
2.73E+00
2.81E+00
2.73E+00
2.73E+00
2.81E+00
2.81E+00
2.73E+00
2.73E+00
2.73E+00
2.73E+00
2.73E+00
2.81E+00
2.81E+00
2.81E+00
2.81E+00
2.89E+00
2.89E+00
2.81E+00
2.81E+00
2.89E+00
2.89E+00
2.89E+00
2.89E+00
2.81E+00
2.89E+00
2.89E+00
2.81E+00
2.81E+00
2.81E+00
2.89E+00
2.81E+00
2.81E+00
2.81E+00
2.89E+00
2.81E+00
2.81E+00
2.89E+00
2.89E+00
2.89E+00
2.81E+00
2.81E+00
2.89E+00
2.81E+00
2.81E+00
2.81E+00
2.89E+00
2.89E+00
2.81E+00
2.89E+00
2.81E+00
2.81E+00
2.89E+00
2.81E+00
2.89E+00
2.89E+00
2.89E+00
2.89E+00
2.89E+00
2.89E+00
2.81E+00
2.81E+00
2.81E+00
2.81E+00
2.81E+00
2.73E+00
2.81E+00
2.73E+00
2.81E+00
2.81E+00
2.81E+00
2.81E+00
2.89E+00
2.73E+00
2.81E+00
2.73E+00
2.81E+00
2.81E+00
2.89E+00
2.73E+00
2.73E+00
2.73E+00
2.73E+00
2.81E+00
2.81E+00
2.81E+00
2.73E+00
2.73E+00
2.73E+00
2.81E+00
2.73E+00
2.73E+00
2.73E+00
2.73E+00
2.73E+00
2.65E+00
2.65E+00
2.65E+00
2.65E+00
2.65E+00
2.65E+00
2.65E+00
2.73E+00
2.65E+00
2.73E+00
2.65E+00
2.65E+00
2.65E+00
2.57E+00
2.65E+00
2.57E+00
2.65E+00
2.57E+00
2.57E+00
2.65E+00
2.49E+00
2.57E+00
2.57E+00
2.57E+00
2.57E+00
2.57E+00
2.57E+00
2.57E+00
2.49E+00
2.49E+00
2.49E+00
2.49E+00
2.41E+00
2.49E+00
2.49E+00
2.41E+00
2.41E+00
2.49E+00
2.41E+00
2.33E+00
2.41E+00
2.41E+00
2.41E+00
2.41E+00
2.33E+00
2.33E+00
2.41E+00
2.33E+00
2.33E+00
2.33E+00
2.25E+00
2.25E+00
2.25E+00
2.25E+00
2.25E+00
2.25E+00
2.25E+00
2.25E+00
2.25E+00
2.17E+00
2.17E+00
2.17E+00
2.17E+00
2.09E+00
2.09E+00
2.09E+00
2.17E+00
2.01E+00
2.09E+00
2.09E+00
2.09E+00
2.01E+00
2.09E+00
2.01E+00
2.01E+00
2.09E+00
2.01E+00
1.93E+00
2.01E+00
2.01E+00
1.93E+00
1.93E+00
1.85E+00
2.01E+00
1.93E+00
1.93E+00
1.93E+00
1.85E+00
1.85E+00
1.77E+00
1.85E+00
1.77E+00
1.85E+00
1.77E+00
1.77E+00
1.77E+00
1.77E+00
1.61E+00
1.69E+00
1.61E+00
1.69E+00
1.69E+00
1.61E+00
1.53E+00
1.61E+00
1.61E+00
1.61E+00
1.61E+00
1.53E+00
1.53E+00
1.61E+00
1.53E+00
1.45E+00
1.53E+00
1.45E+00
1.45E+00
1.45E+00
1.45E+00
1.45E+00
1.29E+00
1.37E+00
1.29E+00
1.29E+00
1.37E+00
1.29E+00
1.29E+00
1.29E+00
1.29E+00
1.21E+00
1.21E+00
1.29E+00
1.13E+00
1.29E+00
1.21E+00
1.13E+00
1.13E+00
1.13E+00
1.13E+00
1.05E+00
1.05E+00
1.05E+00
9.65E-01
1.05E+00
9.65E-01
9.65E-01
9.65E-01
9.65E-01
9.65E-01
8.84E-01
8.84E-01
8.04E-01
8.04E-01
8.84E-01
8.04E-01
8.04E-01
8.04E-01
7.24E-01
8.04E-01
7.24E-01
7.24E-01
6.43E-01
6.43E-01
7.24E-01
6.43E-01
7.24E-01
6.43E-01
5.63E-01
5.63E-01
5.63E-01
5.63E-01
6.43E-01
5.63E-01
4.82E-01
4.02E-01
4.02E-01
3.22E-01
4.82E-01
4.02E-01
4.02E-01
3.22E-01
3.22E-01
3.22E-01
2.41E-01
3.22E-01
2.41E-01
2.41E-01
2.41E-01
1.61E-01
1.61E-01
1.61E-01
1.61E-01
1.61E-01
1.61E-01
8.04E-02
8.04E-02
8.04E-02
8.04E-02
0.00E+00
0.00E+00
0.00E+00
-8.04E-02
-8.04E-02
-8.04E-02
-1.61E-01
-8.04E-02
-8.04E-02
-1.61E-01
-1.61E-01
-1.61E-01
-1.61E-01
-2.41E-01
-1.61E-01
-2.41E-01
-2.41E-01
-2.41E-01
-2.41E-01
-3.22E-01
-3.22E-01
-3.22E-01
-3.22E-01
-4.02E-01
-4.02E-01
-4.82E-01
-4.82E-01
-4.82E-01
-5.63E-01
-4.02E-01
-4.82E-01
-5.63E-01
-5.63E-01
-6.43E-01
-5.63E-01
-6.43E-01
-7.24E-01
-6.43E-01
-6.43E-01
-6.43E-01
-6.43E-01
-7.24E-01
-7.24E-01
-8.04E-01
-8.04E-01
-8.04E-01
-8.04E-01
-8.04E-01
-8.04E-01
-8.84E-01
-9.65E-01
-8.84E-01
-9.65E-01
-9.65E-01
-8.84E-01
-9.65E-01
-1.05E+00
-9.65E-01
-1.05E+00
-1.05E+00
-1.13E+00
-1.13E+00
-1.05E+00
-1.13E+00
-1.13E+00
-1.13E+00
-1.13E+00
-1.21E+00
-1.29E+00
-1.29E+00
-1.21E+00
-1.21E+00
-1.29E+00
-1.29E+00
-1.37E+00
-1.37E+00
-1.37E+00
-1.37E+00
-1.45E+00
-1.37E+00
-1.45E+00
-1.45E+00
-1.45E+00
-1.53E+00
-1.53E+00
-1.53E+00
-1.61E+00
-1.61E+00
-1.53E+00
-1.61E+00
-1.61E+00
-1.61E+00
-1.61E+00
-1.61E+00
-1.61E+00
-1.69E+00
-1.69E+00
-1.69E+00
-1.77E+00
-1.77E+00
-1.77E+00
-1.69E+00
-1.69E+00
-1.77E+00
-1.85E+00
-1.85E+00
-1.85E+00
-1.85E+00
-1.85E+00
-1.85E+00
-1.93E+00
-1.93E+00
-1.85E+00
-2.01E+00
-1.93E+00
-2.01E+00
-2.01E+00
-2.01E+00
-2.01E+00
-2.01E+00
-2.01E+00
-2.01E+00
-2.09E+00
-2.17E+00
-2.09E+00
-2.09E+00
-2.17E+00
-2.09E+00
-2.09E+00
-2.17E+00
-2.17E+00
-2.09E+00
-2.17E+00
-2.17E+00
-2.25E+00
-2.33E+00
-2.25E+00
-2.25E+00
-2.33E+00
-2.33E+00
-2.25E+00
-2.33E+00
-2.33E+00
-2.33E+00
-2.41E+00
-2.41E+00
-2.33E+00
-2.41E+00
-2.41E+00
-2.41E+00
-2.49E+00
-2.49E+00
-2.49E+00
-2.49E+00
-2.41E+00
-2.57E+00
-2.57E+00
-2.57E+00
-2.49E+00
-2.57E+00
-2.49E+00
-2.49E+00
-2.57E+00
-2.49E+00
-2.65E+00
-2.65E+00
-2.57E+00
-2.49E+00
-2.57E+00
-2.65E+00
-2.65E+00
-2.65E+00
-2.57E+00
-2.65E+00
-2.65E+00
-2.73E+00
-2.73E+00
-2.73E+00
-2.65E+00
-2.73E+00
-2.73E+00
-2.73E+00
-2.73E+00
-2.81E+00
-2.73E+00
-2.81E+00
-2.73E+00
-2.89E+00
-2.81E+00
-2.81E+00
-2.81E+00
-2.81E+00
-2.89E+00
-2.81E+00
-2.81E+00
-2.89E+00
-2.89E+00
-2.81E+00
-2.89E+00
-2.89E+00
-2.89E+00
-2.89E+00
-2.89E+00
-2.89E+00
-2.97E+00
-2.97E+00
-2.89E+00
-2.97E+00
-2.97E+00
-2.89E+00
-2.97E+00
-2.97E+00
-2.97E+00
-2.97E+00
-2.97E+00
-2.97E+00
-2.97E+00
-2.97E+00
-2.89E+00
-2.97E+00
-2.97E+00
-2.89E+00
-2.97E+00
-3.06E+00
-2.97E+00
-3.06E+00
-3.06E+00
-3.06E+00
-3.06E+00
-2.97E+00
-2.97E+00
-3.06E+00
-3.06E+00
-3.06E+00
-3.06E+00
-2.97E+00
-3.06E+00
-3.06E+00
-3.06E+00
-3.06E+00
-3.06E+00
-3.06E+00
-3.06E+00
-3.06E+00
-3.06E+00
-3.06E+00
-3.06E+00
-3.06E+00
-3.14E+00
-3.06E+00
-2.97E+00
-3.06E+00
-3.06E+00
-2.97E+00
-3.06E+00
-3.06E+00
-3.06E+00
-3.06E+00
-2.97E+00
-3.14E+00
-3.06E+00
-3.06E+00
-3.06E+00
-3.06E+00
-3.06E+00
-3.06E+00
-2.97E+00
-3.14E+00
-3.06E+00
-3.06E+00
-2.97E+00
-3.14E+00
-3.06E+00
-2.97E+00
-3.06E+00
-3.06E+00
-2.97E+00
-3.06E+00
-2.97E+00
-2.97E+00
-3.06E+00
-2.97E+00
-2.97E+00
-3.06E+00
-2.97E+00
-3.06E+00
-2.97E+00
-2.97E+00
-2.97E+00
-3.06E+00
-3.06E+00
-2.97E+00
-3.06E+00
-2.97E+00
-2.97E+00
-2.97E+00
-2.97E+00
-2.97E+00
-2.97E+00
-2.89E+00
-2.97E+00
-2.97E+00
-2.97E+00
-2.89E+00
-2.89E+00
-2.89E+00
-2.97E+00
-2.97E+00
-2.89E+00
-2.89E+00
-2.89E+00
-2.89E+00
-2.81E+00
-2.81E+00
-2.81E+00
-2.89E+00
-2.81E+00
-2.89E+00
-2.81E+00
-2.81E+00
-2.81E+00
-2.81E+00
-2.81E+00
-2.73E+00
-2.73E+00
-2.73E+00
-2.65E+00
-2.73E+00
-2.73E+00
-2.73E+00
-2.73E+00
-2.81E+00
-2.73E+00
-2.65E+00
-2.65E+00
-2.73E+00
-2.65E+00
-2.65E+00
-2.65E+00
-2.57E+00
-2.57E+00
-2.65E+00
-2.65E+00
-2.57E+00
-2.57E+00
-2.57E+00
-2.57E+00
-2.49E+00
-2.49E+00
-2.57E+00
-2.49E+00
-2.49E+00
-2.49E+00
-2.57E+00
-2.49E+00
-2.49E+00
-2.49E+00
-2.49E+00
-2.41E+00
-2.41E+00
-2.41E+00
-2.41E+00
-2.41E+00
-2.41E+00
-2.41E+00
-2.33E+00
-2.33E+00
-2.33E+00
-2.33E+00
-2.25E+00
-2.25E+00
-2.25E+00
-2.25E+00
-2.25E+00
-2.25E+00
-2.17E+00
-2.17E+00
-2.25E+00
-2.17E+00
-2.17E+00
-2.09E+00
-2.17E+00
-2.17E+00
-2.09E+00
-2.09E+00
-2.09E+00
-2.01E+00
-2.09E+00
-2.01E+00
-2.01E+00
-2.01E+00
-2.01E+00
-2.01E+00
-1.93E+00
-1.93E+00
-1.93E+00
-1.93E+00
-1.93E+00
-1.85E+00
-1.93E+00
-1.93E+00
-1.85E+00
-1.85E+00
-1.85E+00
-1.77E+00
-1.85E+00
-1.77E+00
-1.77E+00
-1.69E+00
-1.77E+00
-1.69E+00
-1.69E+00
-1.69E+00
-1.69E+00
-1.69E+00
-1.61E+00
-1.61E+00
-1.61E+00
-1.61E+00
-1.53E+00
-1.61E+00
-1.53E+00
-1.53E+00
-1.45E+00
-1.53E+00
-1.45E+00
-1.45E+00
-1.53E+00
-1.29E+00
-1.37E+00
-1.37E+00
-1.37E+00
-1.37E+00
-1.37E+00
-1.29E+00
-1.29E+00
-1.29E+00
-1.29E+00
-1.21E+00
-1.29E+00
-1.13E+00
-1.13E+00
-1.13E+00
-1.13E+00
-1.13E+00
-1.05E+00
-1.21E+00
-1.05E+00
-1.05E+00
-1.13E+00
-1.05E+00
-9.65E-01
-1.05E+00
-9.65E-01
-8.84E-01
-9.65E-01
-9.65E-01
-8.84E-01
-8.84E-01
-8.04E-01
-8.84E-01
-8.04E-01
-8.04E-01
-8.04E-01
-7.24E-01
-7.24E-01
-8.04E-01
-7.24E-01
-7.24E-01
-7.24E-01
-6.43E-01
-7.24E-01
-6.43E-01
-6.43E-01
-6.43E-01
-6.43E-01
-5.63E-01
-6.43E-01
-4.82E-01
-4.82E-01
-4.02E-01
-5.63E-01
-4.02E-01
-4.02E-01
-3.22E-01
-4.02E-01
-3.22E-01
-4.02E-01
-3.22E-01
-3.22E-01
-3.22E-01
-3.22E-01
-2.41E-01
-3.22E-01
-1.61E-01
-1.61E-01
-2.41E-01
-1.61E-01
-1.61E-01
-1.61E-01
-1.61E-01
-8.04E-02
-8.04E-02
-1.61E-01
0.00E+00
-8.04E-02
0.00E+00
8.04E-02];
y=[0.00E+00
0.00E+00
0.00E+00
8.04E-02
8.04E-02
8.04E-02
1.61E-01
8.04E-02
1.61E-01
2.41E-01
2.41E-01
1.61E-01
2.41E-01
3.22E-01
3.22E-01
3.22E-01
3.22E-01
3.22E-01
3.22E-01
4.02E-01
4.02E-01
4.02E-01
4.02E-01
4.02E-01
4.02E-01
4.02E-01
4.02E-01
4.02E-01
4.02E-01
4.82E-01
4.82E-01
4.82E-01
4.82E-01
5.63E-01
4.02E-01
4.82E-01
4.82E-01
4.82E-01
4.02E-01
5.63E-01
4.82E-01
5.63E-01
5.63E-01
4.82E-01
4.82E-01
5.63E-01
5.63E-01
5.63E-01
4.82E-01
4.82E-01
5.63E-01
4.82E-01
5.63E-01
4.82E-01
4.82E-01
5.63E-01
4.82E-01
4.82E-01
4.82E-01
5.63E-01
4.82E-01
5.63E-01
5.63E-01
4.82E-01
5.63E-01
5.63E-01
4.82E-01
5.63E-01
5.63E-01
5.63E-01
5.63E-01
5.63E-01
6.43E-01
5.63E-01
5.63E-01
5.63E-01
4.82E-01
6.43E-01
6.43E-01
5.63E-01
5.63E-01
5.63E-01
5.63E-01
5.63E-01
5.63E-01
5.63E-01
6.43E-01
5.63E-01
5.63E-01
5.63E-01
5.63E-01
5.63E-01
5.63E-01
5.63E-01
5.63E-01
5.63E-01
5.63E-01
5.63E-01
5.63E-01
6.43E-01
5.63E-01
5.63E-01
4.82E-01
6.43E-01
4.82E-01
5.63E-01
6.43E-01
6.43E-01
5.63E-01
5.63E-01
6.43E-01
5.63E-01
6.43E-01
6.43E-01
5.63E-01
5.63E-01
4.82E-01
5.63E-01
5.63E-01
5.63E-01
5.63E-01
5.63E-01
6.43E-01
5.63E-01
5.63E-01
5.63E-01
6.43E-01
5.63E-01
5.63E-01
5.63E-01
5.63E-01
4.82E-01
5.63E-01
4.82E-01
5.63E-01
6.43E-01
5.63E-01
6.43E-01
5.63E-01
6.43E-01
6.43E-01
4.82E-01
6.43E-01
5.63E-01
5.63E-01
4.82E-01
6.43E-01
5.63E-01
6.43E-01
6.43E-01
6.43E-01
5.63E-01
6.43E-01
5.63E-01
5.63E-01
6.43E-01
5.63E-01
6.43E-01
6.43E-01
6.43E-01
6.43E-01
6.43E-01
6.43E-01
6.43E-01
5.63E-01
6.43E-01
5.63E-01
5.63E-01
5.63E-01
6.43E-01
6.43E-01
6.43E-01
5.63E-01
6.43E-01
5.63E-01
6.43E-01
5.63E-01
6.43E-01
7.24E-01
5.63E-01
5.63E-01
6.43E-01
5.63E-01
5.63E-01
5.63E-01
4.82E-01
6.43E-01
5.63E-01
5.63E-01
5.63E-01
4.82E-01
6.43E-01
6.43E-01
6.43E-01
6.43E-01
6.43E-01
7.24E-01
6.43E-01
5.63E-01
6.43E-01
5.63E-01
6.43E-01
5.63E-01
6.43E-01
6.43E-01
5.63E-01
6.43E-01
5.63E-01
6.43E-01
6.43E-01
5.63E-01
6.43E-01
5.63E-01
5.63E-01
5.63E-01
6.43E-01
6.43E-01
5.63E-01
6.43E-01
5.63E-01
5.63E-01
6.43E-01
6.43E-01
6.43E-01
6.43E-01
5.63E-01
7.24E-01
5.63E-01
6.43E-01
5.63E-01
6.43E-01
5.63E-01
5.63E-01
5.63E-01
5.63E-01
5.63E-01
6.43E-01
5.63E-01
5.63E-01
5.63E-01
5.63E-01
6.43E-01
6.43E-01
6.43E-01
5.63E-01
6.43E-01
5.63E-01
7.24E-01
6.43E-01
6.43E-01
6.43E-01
5.63E-01
5.63E-01
6.43E-01
6.43E-01
6.43E-01
6.43E-01
6.43E-01
5.63E-01
6.43E-01
5.63E-01
6.43E-01
7.24E-01
6.43E-01
5.63E-01
5.63E-01
6.43E-01
4.82E-01
6.43E-01
6.43E-01
6.43E-01
6.43E-01
6.43E-01
5.63E-01
6.43E-01
5.63E-01
5.63E-01
6.43E-01
6.43E-01
5.63E-01
5.63E-01
6.43E-01
6.43E-01
5.63E-01
5.63E-01
6.43E-01
6.43E-01
5.63E-01
5.63E-01
6.43E-01
5.63E-01
6.43E-01
6.43E-01
5.63E-01
6.43E-01
6.43E-01
5.63E-01
6.43E-01
5.63E-01
6.43E-01
6.43E-01
6.43E-01
5.63E-01
6.43E-01
6.43E-01
6.43E-01
6.43E-01
4.82E-01
5.63E-01
5.63E-01
6.43E-01
6.43E-01
5.63E-01
5.63E-01
5.63E-01
6.43E-01
5.63E-01
6.43E-01
5.63E-01
6.43E-01
5.63E-01
6.43E-01
5.63E-01
6.43E-01
5.63E-01
6.43E-01
5.63E-01
6.43E-01
6.43E-01
6.43E-01
5.63E-01
6.43E-01
6.43E-01
6.43E-01
6.43E-01
5.63E-01
5.63E-01
5.63E-01
5.63E-01
5.63E-01
6.43E-01
5.63E-01
4.82E-01
6.43E-01
6.43E-01
5.63E-01
5.63E-01
6.43E-01
6.43E-01
5.63E-01
5.63E-01
5.63E-01
5.63E-01
6.43E-01
6.43E-01
5.63E-01
6.43E-01
6.43E-01
5.63E-01
6.43E-01
6.43E-01
6.43E-01
6.43E-01
6.43E-01
5.63E-01
6.43E-01
5.63E-01
5.63E-01
4.82E-01
5.63E-01
5.63E-01
5.63E-01
4.82E-01
5.63E-01
5.63E-01
6.43E-01
6.43E-01
5.63E-01
5.63E-01
5.63E-01
5.63E-01
6.43E-01
5.63E-01
5.63E-01
4.82E-01
5.63E-01
6.43E-01
4.82E-01
4.82E-01
6.43E-01
5.63E-01
5.63E-01
5.63E-01
5.63E-01
5.63E-01
4.82E-01
4.82E-01
5.63E-01
5.63E-01
5.63E-01
6.43E-01
6.43E-01
5.63E-01
5.63E-01
4.82E-01
5.63E-01
5.63E-01
5.63E-01
6.43E-01
5.63E-01
6.43E-01
5.63E-01
6.43E-01
5.63E-01
5.63E-01
5.63E-01
4.82E-01
5.63E-01
5.63E-01
5.63E-01
4.82E-01
5.63E-01
5.63E-01
5.63E-01
5.63E-01
4.82E-01
6.43E-01
5.63E-01
5.63E-01
6.43E-01
4.82E-01
4.82E-01
5.63E-01
5.63E-01
5.63E-01
4.82E-01
5.63E-01
5.63E-01
5.63E-01
5.63E-01
4.82E-01
5.63E-01
5.63E-01
5.63E-01
4.82E-01
5.63E-01
5.63E-01
5.63E-01
4.82E-01
4.82E-01
5.63E-01
4.82E-01
4.02E-01
5.63E-01
4.02E-01
4.82E-01
4.82E-01
4.82E-01
4.82E-01
4.82E-01
4.02E-01
4.82E-01
4.02E-01
4.82E-01
4.02E-01
4.02E-01
4.02E-01
4.82E-01
4.02E-01
4.02E-01
4.02E-01
4.02E-01
3.22E-01
4.02E-01
3.22E-01
3.22E-01
3.22E-01
3.22E-01
3.22E-01
2.41E-01
3.22E-01
2.41E-01
1.61E-01
1.61E-01
1.61E-01
8.04E-02
2.41E-01
1.61E-01
0.00E+00
8.04E-02
8.04E-02
0.00E+00
0.00E+00
-8.04E-02
0.00E+00
0.00E+00
0.00E+00
0.00E+00
-8.04E-02
-8.04E-02
-8.04E-02
-8.04E-02
-1.61E-01
-1.61E-01
-1.61E-01
-2.41E-01
-2.41E-01
-3.22E-01
-2.41E-01
-3.22E-01
-4.02E-01
-3.22E-01
-3.22E-01
-2.41E-01
-4.02E-01
-3.22E-01
-4.02E-01
-4.02E-01
-4.82E-01
-4.82E-01
-4.02E-01
-4.82E-01
-5.63E-01
-4.82E-01
-5.63E-01
-6.43E-01
-6.43E-01
-6.43E-01
-7.24E-01
-6.43E-01
-6.43E-01
-7.24E-01
-7.24E-01
-7.24E-01
-7.24E-01
-7.24E-01
-7.24E-01
-8.04E-01
-8.84E-01
-8.04E-01
-8.84E-01
-8.84E-01
-8.84E-01
-8.84E-01
-8.84E-01
-9.65E-01
-9.65E-01
-9.65E-01
-9.65E-01
-1.05E+00
-1.05E+00
-1.05E+00
-1.05E+00
-1.13E+00
-1.05E+00
-1.13E+00
-1.13E+00
-1.13E+00
-1.13E+00
-1.21E+00
-1.21E+00
-1.21E+00
-1.21E+00
-1.21E+00
-1.29E+00
-1.37E+00
-1.37E+00
-1.29E+00
-1.29E+00
-1.37E+00
-1.29E+00
-1.37E+00
-1.37E+00
-1.45E+00
-1.45E+00
-1.53E+00
-1.45E+00
-1.45E+00
-1.53E+00
-1.61E+00
-1.53E+00
-1.53E+00
-1.53E+00
-1.53E+00
-1.61E+00
-1.61E+00
-1.61E+00
-1.61E+00
-1.69E+00
-1.69E+00
-1.69E+00
-1.69E+00
-1.77E+00
-1.77E+00
-1.77E+00
-1.77E+00
-1.77E+00
-1.85E+00
-1.85E+00
-1.85E+00
-1.85E+00
-1.85E+00
-1.85E+00
-1.85E+00
-1.93E+00
-2.01E+00
-1.93E+00
-1.93E+00
-2.01E+00
-2.01E+00
-2.01E+00
-2.01E+00
-2.01E+00
-2.09E+00
-2.09E+00
-2.09E+00
-2.09E+00
-2.17E+00
-2.17E+00
-2.09E+00
-2.09E+00
-2.09E+00
-2.17E+00
-2.17E+00
-2.25E+00
-2.25E+00
-2.17E+00
-2.17E+00
-2.25E+00
-2.17E+00
-2.25E+00
-2.33E+00
-2.25E+00
-2.33E+00
-2.33E+00
-2.33E+00
-2.33E+00
-2.41E+00
-2.33E+00
-2.33E+00
-2.41E+00
-2.41E+00
-2.41E+00
-2.41E+00
-2.49E+00
-2.49E+00
-2.41E+00
-2.49E+00
-2.49E+00
-2.41E+00
-2.49E+00
-2.49E+00
-2.49E+00
-2.65E+00
-2.49E+00
-2.57E+00
-2.49E+00
-2.57E+00
-2.65E+00
-2.65E+00
-2.57E+00
-2.57E+00
-2.57E+00
-2.57E+00
-2.65E+00
-2.57E+00
-2.65E+00
-2.65E+00
-2.73E+00
-2.73E+00
-2.73E+00
-2.73E+00
-2.73E+00
-2.73E+00
-2.73E+00
-2.81E+00
-2.81E+00
-2.73E+00
-2.73E+00
-2.73E+00
-2.73E+00
-2.73E+00
-2.89E+00
-2.89E+00
-2.73E+00
-2.89E+00
-2.73E+00
-2.81E+00
-2.89E+00
-2.81E+00
-2.81E+00
-2.81E+00
-2.89E+00
-2.89E+00
-2.81E+00
-2.89E+00
-2.89E+00
-2.89E+00
-2.89E+00
-2.97E+00
-2.89E+00
-2.97E+00
-2.89E+00
-2.97E+00
-3.06E+00
-2.97E+00
-2.97E+00
-2.89E+00
-2.89E+00
-2.97E+00
-2.97E+00
-2.89E+00
-2.97E+00
-3.06E+00
-2.97E+00
-2.97E+00
-2.97E+00
-2.97E+00
-2.97E+00
-2.97E+00
-2.97E+00
-2.97E+00
-3.06E+00
-2.97E+00
-2.97E+00
-2.97E+00
-3.06E+00
-3.06E+00
-3.06E+00
-2.97E+00
-2.97E+00
-3.06E+00
-2.97E+00
-3.06E+00
-3.06E+00
-2.97E+00
-3.06E+00
-3.06E+00
-3.06E+00
-2.97E+00
-2.97E+00
-2.97E+00
-2.97E+00
-3.06E+00
-3.06E+00
-3.06E+00
-3.06E+00
-3.06E+00
-3.06E+00
-3.06E+00
-2.97E+00
-2.97E+00
-3.06E+00
-3.06E+00
-3.06E+00
-2.97E+00
-3.06E+00
-3.06E+00
-2.97E+00
-2.97E+00
-2.97E+00
-2.97E+00
-2.97E+00
-3.06E+00
-2.97E+00
-2.97E+00
-2.97E+00
-3.06E+00
-2.97E+00
-2.97E+00
-3.14E+00
-2.97E+00
-2.97E+00
-2.97E+00
-2.97E+00
-2.97E+00
-2.97E+00
-2.97E+00
-2.97E+00
-2.89E+00
-2.97E+00
-2.97E+00
-2.89E+00
-2.97E+00
-2.89E+00
-2.97E+00
-2.89E+00
-2.97E+00
-2.97E+00
-2.97E+00
-2.89E+00
-2.89E+00
-2.81E+00
-2.89E+00
-2.89E+00
-2.89E+00
-2.89E+00
-2.81E+00
-2.89E+00
-2.89E+00
-2.97E+00
-2.89E+00
-2.81E+00
-2.89E+00
-2.81E+00
-2.89E+00
-2.81E+00
-2.89E+00
-2.73E+00
-2.81E+00
-2.73E+00
-2.81E+00
-2.81E+00
-2.73E+00
-2.73E+00
-2.73E+00
-2.65E+00
-2.73E+00
-2.65E+00
-2.73E+00
-2.73E+00
-2.73E+00
-2.73E+00
-2.65E+00
-2.65E+00
-2.65E+00
-2.65E+00
-2.65E+00
-2.65E+00
-2.57E+00
-2.65E+00
-2.65E+00
-2.57E+00
-2.65E+00
-2.57E+00
-2.49E+00
-2.49E+00
-2.49E+00
-2.57E+00
-2.57E+00
-2.57E+00
-2.49E+00
-2.49E+00
-2.49E+00
-2.57E+00
-2.41E+00
-2.41E+00
-2.41E+00
-2.49E+00
-2.41E+00
-2.41E+00
-2.41E+00
-2.33E+00
-2.33E+00
-2.41E+00
-2.33E+00
-2.33E+00
-2.33E+00
-2.25E+00
-2.33E+00
-2.25E+00
-2.33E+00
-2.33E+00
-2.25E+00
-2.25E+00
-2.25E+00
-2.25E+00
-2.25E+00
-2.17E+00
-2.17E+00
-2.17E+00
-2.09E+00
-2.17E+00
-2.09E+00
-2.09E+00
-2.01E+00
-2.01E+00
-2.17E+00
-2.01E+00
-2.09E+00
-2.01E+00
-2.01E+00
-1.93E+00
-1.85E+00
-2.01E+00
-1.93E+00
-1.93E+00
-1.93E+00
-1.93E+00
-1.93E+00
-1.93E+00
-1.85E+00
-1.93E+00
-1.85E+00
-1.85E+00
-1.85E+00
-1.85E+00
-1.77E+00
-1.85E+00
-1.77E+00
-1.77E+00
-1.69E+00
-1.69E+00
-1.69E+00
-1.69E+00
-1.69E+00
-1.61E+00
-1.69E+00
-1.61E+00
-1.61E+00
-1.61E+00
-1.53E+00
-1.61E+00
-1.53E+00
-1.53E+00
-1.53E+00
-1.53E+00
-1.45E+00
-1.37E+00
-1.45E+00
-1.37E+00
-1.37E+00
-1.37E+00
-1.37E+00
-1.37E+00
-1.29E+00
-1.29E+00
-1.29E+00
-1.29E+00
-1.29E+00
-1.21E+00
-1.21E+00
-1.21E+00
-1.21E+00
-1.29E+00
-1.13E+00
-1.13E+00
-1.13E+00
-1.13E+00
-1.05E+00
-1.05E+00
-1.05E+00
-1.05E+00
-9.65E-01
-9.65E-01
-8.84E-01
-9.65E-01
-9.65E-01
-9.65E-01
-8.84E-01
-8.84E-01
-8.84E-01
-8.84E-01
-8.04E-01
-8.84E-01
-8.04E-01
-8.04E-01
-8.04E-01
-7.24E-01
-7.24E-01
-6.43E-01
-7.24E-01
-6.43E-01
-5.63E-01
-5.63E-01
-6.43E-01
-5.63E-01
-5.63E-01
-5.63E-01
-5.63E-01
-5.63E-01
-4.82E-01
-4.82E-01
-4.82E-01
-4.82E-01
-4.02E-01
-4.02E-01
-4.02E-01
-4.02E-01
-4.02E-01
-4.02E-01
-3.22E-01
-3.22E-01
-4.02E-01
-3.22E-01
-2.41E-01
-2.41E-01
-1.61E-01
-1.61E-01
-8.04E-02
-1.61E-01
-1.61E-01
-8.04E-02
-8.04E-02
-8.04E-02
0.00E+00
-8.04E-02
0.00E+00
0.00E+00
-8.04E-02
8.04E-02
0.00E+00
8.04E-02
8.04E-02
1.61E-01
1.61E-01
1.61E-01
2.41E-01
1.61E-01
2.41E-01
1.61E-01
3.22E-01
2.41E-01
3.22E-01
3.22E-01
2.41E-01
3.22E-01
3.22E-01
3.22E-01
4.02E-01
4.02E-01
4.02E-01
4.02E-01
4.02E-01
4.82E-01
4.82E-01
4.82E-01
4.02E-01
4.82E-01
4.82E-01
4.02E-01
5.63E-01
5.63E-01
5.63E-01
4.82E-01
4.82E-01
4.82E-01
5.63E-01
4.82E-01
4.82E-01
4.82E-01
5.63E-01
4.82E-01
4.82E-01
5.63E-01
5.63E-01
4.82E-01
4.82E-01
4.82E-01
4.82E-01
4.82E-01
5.63E-01
5.63E-01
5.63E-01
4.82E-01
4.82E-01
4.82E-01
5.63E-01
5.63E-01
5.63E-01
5.63E-01
4.82E-01
4.82E-01
5.63E-01
5.63E-01
5.63E-01
5.63E-01
5.63E-01
6.43E-01
5.63E-01
5.63E-01
5.63E-01
5.63E-01
5.63E-01
5.63E-01
5.63E-01
4.82E-01
5.63E-01
5.63E-01
6.43E-01
4.82E-01
5.63E-01
5.63E-01
5.63E-01
5.63E-01
4.82E-01
6.43E-01
5.63E-01
4.82E-01
5.63E-01
5.63E-01
6.43E-01
5.63E-01
5.63E-01
5.63E-01
5.63E-01
5.63E-01
4.82E-01
4.82E-01
6.43E-01
6.43E-01
5.63E-01
5.63E-01
4.82E-01
6.43E-01
6.43E-01
6.43E-01
5.63E-01
5.63E-01
5.63E-01
5.63E-01
5.63E-01
6.43E-01
6.43E-01
5.63E-01
5.63E-01
5.63E-01
5.63E-01
5.63E-01
5.63E-01
5.63E-01
5.63E-01
5.63E-01
6.43E-01
6.43E-01
4.82E-01
5.63E-01
5.63E-01
5.63E-01
4.82E-01
5.63E-01
5.63E-01
6.43E-01
5.63E-01
6.43E-01
5.63E-01
5.63E-01
5.63E-01
5.63E-01
6.43E-01
6.43E-01
6.43E-01
5.63E-01
6.43E-01
5.63E-01
5.63E-01
5.63E-01
5.63E-01
6.43E-01
5.63E-01
6.43E-01
5.63E-01
6.43E-01
5.63E-01
5.63E-01
6.43E-01
5.63E-01
5.63E-01
5.63E-01
6.43E-01
5.63E-01
5.63E-01
5.63E-01
5.63E-01
6.43E-01
6.43E-01
6.43E-01
6.43E-01
6.43E-01
6.43E-01
5.63E-01
6.43E-01
6.43E-01
5.63E-01
5.63E-01
6.43E-01
6.43E-01
5.63E-01
5.63E-01
5.63E-01
5.63E-01
5.63E-01
5.63E-01
6.43E-01
6.43E-01
6.43E-01
6.43E-01
6.43E-01
5.63E-01
6.43E-01
5.63E-01
6.43E-01
6.43E-01
6.43E-01
5.63E-01
5.63E-01
6.43E-01
5.63E-01
7.24E-01
5.63E-01
6.43E-01
5.63E-01
6.43E-01
5.63E-01
5.63E-01
6.43E-01
6.43E-01
6.43E-01
6.43E-01
6.43E-01
5.63E-01
6.43E-01
6.43E-01
6.43E-01
6.43E-01
5.63E-01
6.43E-01
5.63E-01
5.63E-01
5.63E-01
6.43E-01
6.43E-01
7.24E-01
5.63E-01
6.43E-01
5.63E-01
6.43E-01
6.43E-01
6.43E-01
6.43E-01
5.63E-01
6.43E-01
5.63E-01
6.43E-01
6.43E-01
6.43E-01
6.43E-01
6.43E-01
6.43E-01
6.43E-01
6.43E-01
5.63E-01
5.63E-01
5.63E-01
6.43E-01
5.63E-01
6.43E-01
6.43E-01
6.43E-01
5.63E-01
5.63E-01
6.43E-01
6.43E-01
6.43E-01
6.43E-01
6.43E-01
6.43E-01
6.43E-01
6.43E-01
5.63E-01
6.43E-01
5.63E-01
6.43E-01
5.63E-01
6.43E-01
6.43E-01
5.63E-01
5.63E-01
6.43E-01
6.43E-01
5.63E-01
5.63E-01
6.43E-01
6.43E-01
6.43E-01
6.43E-01
5.63E-01
6.43E-01
6.43E-01
5.63E-01
5.63E-01
6.43E-01
7.24E-01
5.63E-01
6.43E-01
5.63E-01
5.63E-01
5.63E-01
6.43E-01
6.43E-01
6.43E-01
6.43E-01
5.63E-01
7.24E-01
5.63E-01
6.43E-01
5.63E-01
6.43E-01
5.63E-01
6.43E-01
5.63E-01
5.63E-01
6.43E-01
6.43E-01
5.63E-01
6.43E-01
5.63E-01
5.63E-01
6.43E-01
6.43E-01
6.43E-01
5.63E-01
5.63E-01
5.63E-01
5.63E-01
6.43E-01
6.43E-01
6.43E-01
5.63E-01
6.43E-01
6.43E-01
5.63E-01
5.63E-01
5.63E-01
6.43E-01
5.63E-01
6.43E-01
5.63E-01
5.63E-01
6.43E-01
6.43E-01
6.43E-01
5.63E-01
5.63E-01
6.43E-01
6.43E-01
5.63E-01
6.43E-01
5.63E-01
5.63E-01
6.43E-01
5.63E-01
6.43E-01
6.43E-01
6.43E-01
6.43E-01
6.43E-01
6.43E-01
5.63E-01
5.63E-01
5.63E-01
5.63E-01
5.63E-01
6.43E-01
6.43E-01
6.43E-01
6.43E-01
6.43E-01
5.63E-01
5.63E-01
5.63E-01
5.63E-01
5.63E-01
4.82E-01
6.43E-01
5.63E-01
6.43E-01
6.43E-01
5.63E-01
5.63E-01
5.63E-01
4.82E-01
5.63E-01
6.43E-01
4.82E-01
6.43E-01
5.63E-01
6.43E-01
5.63E-01
5.63E-01
6.43E-01
5.63E-01
5.63E-01
5.63E-01
5.63E-01
5.63E-01
5.63E-01
5.63E-01
5.63E-01
5.63E-01
5.63E-01
5.63E-01
6.43E-01
5.63E-01
5.63E-01
6.43E-01
5.63E-01
5.63E-01
5.63E-01
5.63E-01
6.43E-01
5.63E-01
5.63E-01
5.63E-01
5.63E-01
6.43E-01
5.63E-01
5.63E-01
5.63E-01
5.63E-01
4.82E-01
5.63E-01
5.63E-01
5.63E-01
5.63E-01
5.63E-01
5.63E-01
5.63E-01
5.63E-01
6.43E-01
4.82E-01
5.63E-01
6.43E-01
4.82E-01
4.82E-01
4.82E-01
4.82E-01
5.63E-01
4.82E-01
5.63E-01
4.82E-01
5.63E-01
4.82E-01
4.82E-01
5.63E-01
4.82E-01
4.82E-01
5.63E-01
5.63E-01
4.82E-01
4.82E-01
5.63E-01
5.63E-01
4.82E-01
5.63E-01
4.82E-01
5.63E-01
4.82E-01
5.63E-01
4.82E-01
5.63E-01
4.82E-01
5.63E-01
4.82E-01
5.63E-01
4.82E-01
4.82E-01
4.82E-01
4.02E-01
4.02E-01
4.82E-01
4.82E-01
4.82E-01
4.02E-01
4.02E-01
4.02E-01
4.02E-01
4.82E-01
4.02E-01
4.02E-01
4.02E-01
4.02E-01
4.02E-01
3.22E-01
3.22E-01
4.02E-01
2.41E-01
3.22E-01
2.41E-01
2.41E-01
2.41E-01
2.41E-01
2.41E-01
1.61E-01
1.61E-01
1.61E-01
1.61E-01
8.04E-02
8.04E-02
8.04E-02
8.04E-02
0.00E+00
0.00E+00
0.00E+00
0.00E+00
-8.04E-02
-8.04E-02
0.00E+00
-1.61E-01
-8.04E-02
-1.61E-01
-1.61E-01
-8.04E-02
-1.61E-01
-1.61E-01
-2.41E-01
-2.41E-01
-2.41E-01
-3.22E-01
-3.22E-01
-3.22E-01
-3.22E-01
-3.22E-01
-4.02E-01
-4.02E-01
-4.02E-01
-4.02E-01
-4.82E-01
-4.82E-01
-4.82E-01
-4.82E-01
-5.63E-01
-4.82E-01
-4.82E-01
-5.63E-01
-4.82E-01
-6.43E-01
-5.63E-01
-6.43E-01
-6.43E-01
-6.43E-01
-6.43E-01
-7.24E-01
-7.24E-01
-7.24E-01
-7.24E-01
-8.04E-01
-8.04E-01
-8.84E-01
-8.84E-01
-8.04E-01
-8.84E-01
-8.84E-01
-9.65E-01
-8.84E-01
-9.65E-01
-9.65E-01
-9.65E-01
-9.65E-01
-1.05E+00
-1.05E+00
-1.05E+00
-1.13E+00
-1.05E+00
-1.05E+00
-1.05E+00
-1.21E+00
-1.13E+00
-1.21E+00
-1.21E+00
-1.21E+00
-1.21E+00
-1.29E+00
-1.37E+00
-1.29E+00
-1.29E+00
-1.37E+00
-1.29E+00
-1.29E+00
-1.37E+00
-1.37E+00
-1.37E+00
-1.45E+00
-1.37E+00
-1.37E+00
-1.45E+00
-1.53E+00
-1.53E+00
-1.53E+00
-1.53E+00
-1.61E+00
-1.53E+00
-1.53E+00
-1.53E+00
-1.53E+00
-1.61E+00
-1.69E+00
-1.69E+00
-1.61E+00
-1.69E+00
-1.61E+00
-1.77E+00
-1.69E+00
-1.77E+00
-1.77E+00
-1.85E+00
-1.85E+00
-1.85E+00
-1.77E+00
-1.85E+00
-1.93E+00
-1.77E+00
-1.93E+00
-1.93E+00
-1.93E+00
-1.93E+00
-2.01E+00
-1.93E+00
-2.01E+00
-1.93E+00
-2.01E+00
-2.01E+00
-2.01E+00
-2.09E+00
-2.01E+00
-2.09E+00
-2.01E+00
-2.01E+00
-2.09E+00
-2.09E+00
-2.09E+00
-2.09E+00
-2.17E+00
-2.25E+00
-2.17E+00
-2.17E+00
-2.17E+00
-2.25E+00
-2.33E+00
-2.25E+00
-2.33E+00
-2.25E+00
-2.25E+00
-2.33E+00
-2.33E+00
-2.33E+00
-2.25E+00
-2.33E+00
-2.33E+00
-2.41E+00
-2.41E+00
-2.41E+00
-2.41E+00
-2.49E+00
-2.49E+00
-2.49E+00
-2.49E+00
-2.57E+00
-2.49E+00
-2.57E+00
-2.57E+00
-2.49E+00
-2.49E+00
-2.57E+00
-2.57E+00
-2.57E+00
-2.57E+00
-2.65E+00
-2.57E+00
-2.57E+00
-2.57E+00
-2.65E+00
-2.65E+00
-2.65E+00
-2.73E+00
-2.65E+00
-2.65E+00
-2.73E+00
-2.65E+00
-2.65E+00
-2.73E+00
-2.73E+00
-2.73E+00
-2.73E+00
-2.73E+00
-2.73E+00
-2.81E+00
-2.81E+00
-2.73E+00
-2.73E+00
-2.73E+00
-2.73E+00
-2.81E+00
-2.81E+00
-2.81E+00
-2.81E+00
-2.81E+00
-2.89E+00
-2.81E+00
-2.81E+00
-2.81E+00
-2.81E+00
-2.81E+00
-2.89E+00
-2.89E+00
-2.81E+00
-2.89E+00
-2.89E+00
-2.89E+00
-2.89E+00
-2.89E+00
-2.97E+00
-2.89E+00
-2.97E+00
-2.97E+00
-2.89E+00
-2.89E+00
-2.89E+00
-2.97E+00
-2.89E+00
-2.97E+00
-2.97E+00
-2.97E+00
-2.97E+00
-2.97E+00
-3.06E+00
-2.97E+00
-2.97E+00
-2.97E+00
-2.89E+00
-2.89E+00
-2.97E+00
-2.97E+00
-2.97E+00
-3.06E+00
-3.06E+00
-2.97E+00
-3.06E+00
-3.06E+00
-2.97E+00
-2.97E+00
-3.06E+00
-2.97E+00
-3.06E+00
-2.97E+00
-2.97E+00
-3.06E+00
-2.97E+00
-2.97E+00
-2.97E+00
-3.06E+00
-3.06E+00
-3.06E+00
-3.06E+00
-3.06E+00
-3.06E+00
-2.97E+00
-2.97E+00
-2.97E+00
-2.97E+00
-3.06E+00
-2.97E+00
-3.06E+00
-3.14E+00
-2.97E+00
-2.97E+00
-3.06E+00
-3.06E+00
-2.97E+00
-3.06E+00
-2.97E+00
-2.97E+00
-3.06E+00
-2.89E+00
-3.06E+00
-3.06E+00
-3.06E+00
-2.97E+00
-3.06E+00
-2.97E+00
-2.97E+00
-2.97E+00
-3.06E+00
-2.97E+00
-2.97E+00
-3.06E+00
-2.97E+00
-3.06E+00
-2.97E+00
-2.97E+00
-2.97E+00
-3.06E+00
-2.97E+00
-2.97E+00
-2.97E+00
-2.97E+00
-2.89E+00
-2.97E+00
-2.97E+00
-2.97E+00
-2.97E+00
-2.89E+00
-2.89E+00
-2.89E+00
-2.89E+00
-2.89E+00
-2.89E+00
-2.89E+00
-2.89E+00
-2.81E+00
-2.89E+00
-2.81E+00
-2.89E+00
-2.89E+00
-2.81E+00
-2.89E+00
-2.73E+00
-2.81E+00
-2.81E+00
-2.89E+00
-2.73E+00
-2.73E+00
-2.81E+00
-2.73E+00
-2.73E+00
-2.73E+00
-2.73E+00
-2.73E+00
-2.73E+00
-2.73E+00
-2.81E+00
-2.73E+00
-2.73E+00
-2.65E+00
-2.65E+00
-2.65E+00
-2.73E+00
-2.65E+00
-2.65E+00
-2.65E+00
-2.57E+00
-2.57E+00
-2.65E+00
-2.57E+00
-2.57E+00
-2.57E+00
-2.57E+00
-2.49E+00
-2.49E+00
-2.49E+00
-2.41E+00
-2.49E+00
-2.49E+00
-2.49E+00
-2.49E+00
-2.57E+00
-2.49E+00
-2.49E+00
-2.49E+00
-2.33E+00
-2.41E+00
-2.41E+00
-2.41E+00
-2.41E+00
-2.41E+00
-2.33E+00
-2.33E+00
-2.33E+00
-2.33E+00
-2.25E+00
-2.33E+00
-2.33E+00
-2.25E+00
-2.25E+00
-2.25E+00
-2.17E+00
-2.17E+00
-2.25E+00
-2.17E+00
-2.25E+00
-2.09E+00
-2.17E+00
-2.09E+00
-2.17E+00
-2.09E+00
-2.09E+00
-2.17E+00
-2.17E+00
-2.09E+00
-2.01E+00
-2.09E+00
-2.09E+00
-2.01E+00
-2.01E+00
-1.93E+00
-1.93E+00
-2.01E+00
-1.93E+00
-2.01E+00
-1.85E+00
-1.85E+00
-1.93E+00
-1.85E+00
-1.77E+00
-1.77E+00
-1.85E+00
-1.77E+00
-1.77E+00
-1.85E+00
-1.77E+00
-1.77E+00
-1.77E+00
-1.69E+00
-1.61E+00
-1.69E+00
-1.69E+00
-1.69E+00
-1.61E+00
-1.61E+00
-1.61E+00
-1.53E+00
-1.53E+00
-1.53E+00
-1.53E+00
-1.53E+00
-1.53E+00
-1.45E+00
-1.45E+00
-1.37E+00
-1.45E+00
-1.45E+00
-1.45E+00
-1.37E+00
-1.37E+00
-1.29E+00
-1.37E+00
-1.29E+00
-1.29E+00
-1.29E+00
-1.21E+00
-1.21E+00
-1.29E+00
-1.21E+00
-1.21E+00
-1.21E+00
-1.13E+00
-1.05E+00
-1.13E+00
-1.13E+00
-1.13E+00
-9.65E-01
-1.05E+00
-1.05E+00
-9.65E-01
-1.05E+00
-9.65E-01
-9.65E-01
-9.65E-01
-8.84E-01
-8.84E-01
-8.84E-01
-8.84E-01
-8.84E-01
-8.84E-01
-7.24E-01
-7.24E-01
-8.04E-01
-8.04E-01
-7.24E-01
-7.24E-01
-7.24E-01
-7.24E-01
-7.24E-01
-7.24E-01
-6.43E-01
-6.43E-01
-6.43E-01
-5.63E-01
-4.82E-01
-5.63E-01
-4.82E-01
-4.82E-01
-4.82E-01
-4.82E-01
-4.82E-01
-4.02E-01
-4.82E-01
-4.02E-01
-4.02E-01
-4.02E-01
-3.22E-01
-3.22E-01
-2.41E-01
-2.41E-01
-2.41E-01
-2.41E-01
-3.22E-01
-2.41E-01
-2.41E-01
-1.61E-01
-1.61E-01
-1.61E-01
-8.04E-02
-8.04E-02
-8.04E-02
-8.04E-02
0.00E+00
0.00E+00
-8.04E-02
-8.04E-02];

%scatter(x,y,'filled')
%hold on
%scatter(x,y,'filled')
plot(t,x)
hold on
plot(t,y)
grid on
xlabel('Tiempo (s)') 
ylabel('Voltaje (V)')

%xticks([0 0.45 0.5 0.55 0.6 0.65 0.7 0.75 0.8 1])
%xticklabels({'0','0.45','0.5','0.55','0.6','0.65','0.7','0.75','0.8','1'})
yticks([-3 -2 -1 0 0.56 1 2 3])
